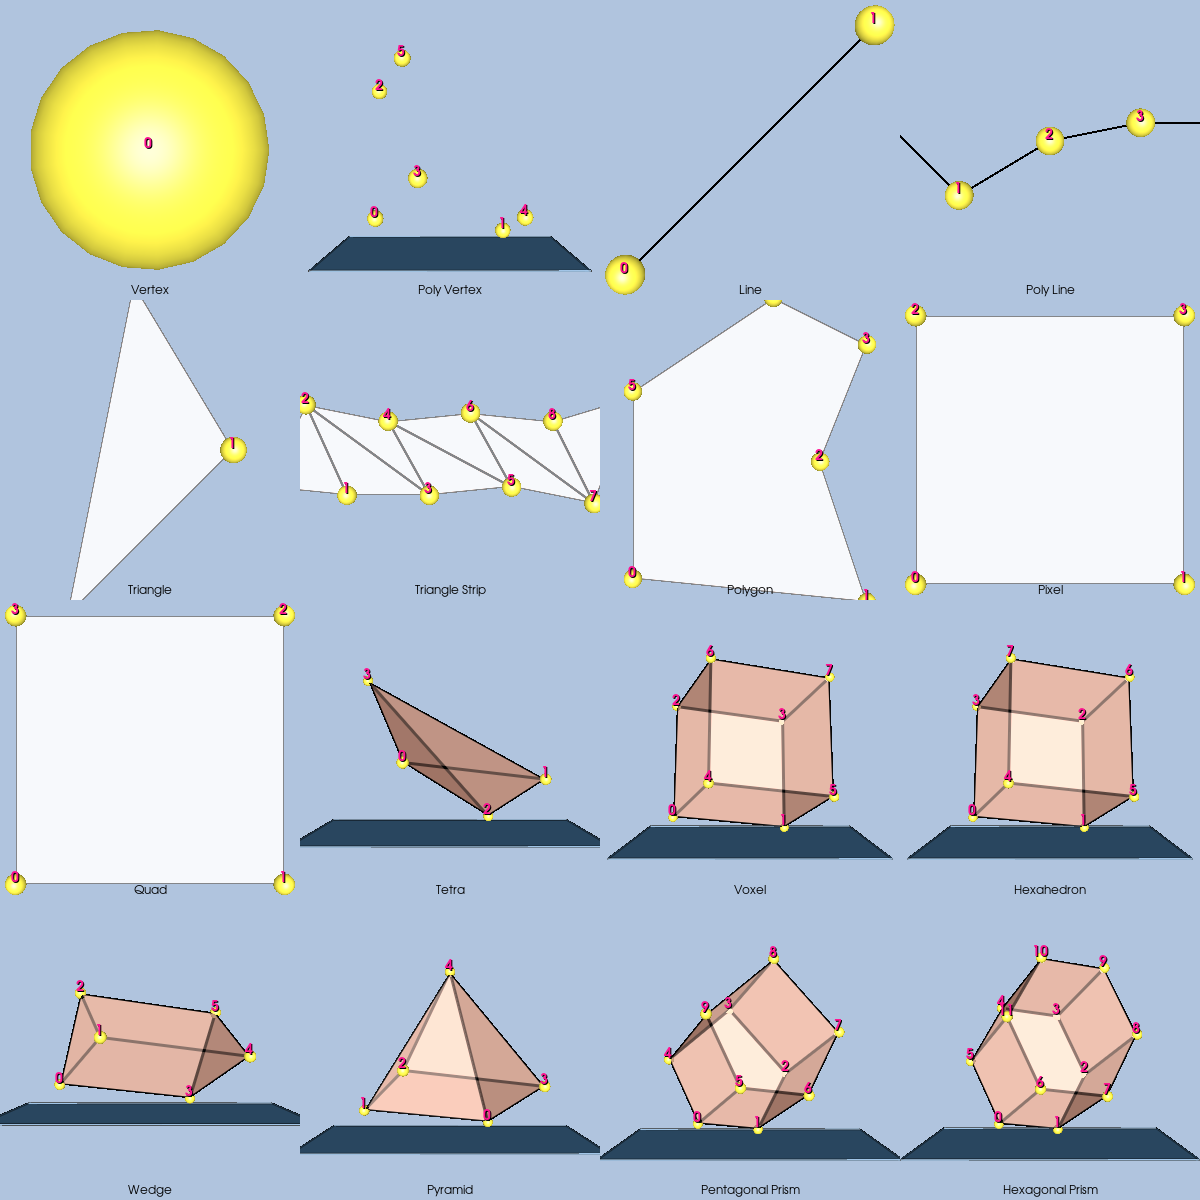

Write Python code to recreate this figure.
#!/usr/bin/env python

# Display sixteen linear cell types in a 4 × 4 grid of viewports, each
# with its own renderer.  Each cell shows vertex-ordering labels and gold
# sphere glyphs at the vertices.  Three-dimensional cells are rotated and
# sit on a translucent plinth.

# Factory overrides: importing these modules registers the OpenGL rendering,
# FreeType text rendering, and interaction style implementations.
import vtkmodules.vtkInteractionStyle  # noqa: F401
import vtkmodules.vtkRenderingFreeType  # noqa: F401
import vtkmodules.vtkRenderingOpenGL2  # noqa: F401
# VTK pipeline classes used in this example
from vtkmodules.vtkCommonCore import vtkPoints
from vtkmodules.vtkCommonDataModel import (
    vtkHexagonalPrism,
    vtkHexahedron,
    vtkLine,
    vtkPentagonalPrism,
    vtkPixel,
    vtkPolyLine,
    vtkPolyVertex,
    vtkPolygon,
    vtkPyramid,
    vtkQuad,
    vtkTetra,
    vtkTriangle,
    vtkTriangleStrip,
    vtkUnstructuredGrid,
    vtkVertex,
    vtkVoxel,
    vtkWedge,
)
from vtkmodules.vtkCommonTransforms import vtkTransform
from vtkmodules.vtkFiltersGeneral import vtkTransformFilter
from vtkmodules.vtkFiltersSources import (
    vtkCubeSource,
    vtkSphereSource,
)
from vtkmodules.vtkRenderingCore import (
    vtkActor,
    vtkActor2D,
    vtkDataSetMapper,
    vtkGlyph3DMapper,
    vtkPolyDataMapper,
    vtkProperty,
    vtkRenderWindow,
    vtkRenderWindowInteractor,
    vtkRenderer,
    vtkTextActor,
    vtkTextProperty,
)
from vtkmodules.vtkRenderingLabel import vtkLabeledDataMapper

# Colors (normalized RGB)
dark_salmon_rgb = (0.914, 0.588, 0.478)
seashell_rgb = (1.0, 0.961, 0.933)
gold_rgb = (1.0, 0.843, 0.0)
yellow_rgb = (1.0, 1.0, 0.0)
steel_blue_rgb = (0.275, 0.510, 0.706)
light_steel_blue_rgb = (0.690, 0.769, 0.871)
deep_pink_rgb = (1.0, 0.078, 0.576)
background_rgb = (0.690, 0.769, 0.871)

# Viewport grid: 4 columns × 4 rows
num_cols = 4
num_rows = 4

# Shared sphere source for vertex glyphs
sphere = vtkSphereSource()
sphere.SetPhiResolution(21)
sphere.SetThetaResolution(21)
sphere.SetRadius(0.04)

# ---------------------------------------------------------------------------
# Cell 0: Vertex (row 0, col 0) — 2D surface
# ---------------------------------------------------------------------------
vertex_points = vtkPoints()
vertex_points.InsertNextPoint(0, 0, 0)
vertex_cell = vtkVertex()
vertex_cell.GetPointIds().SetId(0, 0)
vertex_grid = vtkUnstructuredGrid()
vertex_grid.SetPoints(vertex_points)
vertex_grid.InsertNextCell(vertex_cell.GetCellType(), vertex_cell.GetPointIds())

# Center
vertex_bounds = vertex_grid.GetBounds()
vertex_pts = vertex_grid.GetPoints()
vertex_new_pts = vtkPoints()
vertex_new_pts.SetNumberOfPoints(vertex_pts.GetNumberOfPoints())
for i in range(vertex_pts.GetNumberOfPoints()):
    px, py, pz = vertex_pts.GetPoint(i)
    vertex_new_pts.SetPoint(i, px - (vertex_bounds[0] + vertex_bounds[1]) / 2.0,
                            py - (vertex_bounds[2] + vertex_bounds[3]) / 2.0,
                            pz - (vertex_bounds[4] + vertex_bounds[5]) / 2.0)
vertex_grid.SetPoints(vertex_new_pts)

vertex_surface_property = vtkProperty()
vertex_surface_property.SetAmbientColor(dark_salmon_rgb)
vertex_surface_property.SetDiffuseColor(seashell_rgb)
vertex_surface_property.SetSpecularColor(1.0, 1.0, 1.0)
vertex_surface_property.SetSpecular(0.5)
vertex_surface_property.SetDiffuse(0.7)
vertex_surface_property.SetAmbient(0.5)
vertex_surface_property.SetSpecularPower(20.0)
vertex_surface_property.SetOpacity(0.9)
vertex_surface_property.EdgeVisibilityOn()
vertex_surface_property.SetLineWidth(3)

vertex_mapper = vtkDataSetMapper()
vertex_mapper.SetInputData(vertex_grid)
vertex_actor = vtkActor()
vertex_actor.SetMapper(vertex_mapper)
vertex_actor.SetProperty(vertex_surface_property)

vertex_label_text_property = vtkTextProperty()
vertex_label_text_property.BoldOn()
vertex_label_text_property.ShadowOn()
vertex_label_text_property.SetJustificationToCentered()
vertex_label_text_property.SetColor(deep_pink_rgb)
vertex_label_text_property.SetFontSize(14)
vertex_label_mapper = vtkLabeledDataMapper()
vertex_label_mapper.SetInputData(vertex_grid)
vertex_label_mapper.SetLabelTextProperty(vertex_label_text_property)
vertex_label_actor = vtkActor2D()
vertex_label_actor.SetMapper(vertex_label_mapper)

vertex_glyph_property = vtkProperty()
vertex_glyph_property.SetAmbientColor(gold_rgb)
vertex_glyph_property.SetDiffuseColor(yellow_rgb)
vertex_glyph_property.SetSpecularColor(1.0, 1.0, 1.0)
vertex_glyph_property.SetSpecular(0.5)
vertex_glyph_property.SetDiffuse(0.7)
vertex_glyph_property.SetAmbient(0.5)
vertex_glyph_property.SetSpecularPower(20.0)
vertex_glyph_property.SetOpacity(1.0)
vertex_glyph_mapper = vtkGlyph3DMapper()
vertex_glyph_mapper.SetInputData(vertex_grid)
vertex_glyph_mapper.SetSourceConnection(sphere.GetOutputPort())
vertex_glyph_mapper.ScalingOn()
vertex_glyph_mapper.ScalarVisibilityOff()
vertex_glyph_actor = vtkActor()
vertex_glyph_actor.SetMapper(vertex_glyph_mapper)
vertex_glyph_actor.SetProperty(vertex_glyph_property)

vertex_text_actor = vtkTextActor()
vertex_text_actor.SetInput("Vertex")
vertex_text_actor.GetTextProperty().SetFontSize(12)
vertex_text_actor.GetTextProperty().SetColor(0.0, 0.0, 0.0)
vertex_text_actor.GetTextProperty().SetJustificationToCentered()
vertex_text_actor.GetPositionCoordinate().SetCoordinateSystemToNormalizedViewport()
vertex_text_actor.SetPosition(0.5, 0.01)

vertex_renderer = vtkRenderer()
vertex_renderer.AddActor(vertex_actor)
vertex_renderer.AddActor(vertex_label_actor)
vertex_renderer.AddActor(vertex_glyph_actor)
vertex_renderer.AddViewProp(vertex_text_actor)
vertex_renderer.SetBackground(background_rgb)
vertex_renderer.SetViewport(0 / num_cols, 3 / num_rows, 1 / num_cols, 4 / num_rows)

# ---------------------------------------------------------------------------
# Cell 1: Poly Vertex (row 0, col 1) — 3D surface
# ---------------------------------------------------------------------------
sf_pv = 1.5
poly_vertex_points = vtkPoints()
poly_vertex_points.InsertNextPoint(0 / sf_pv, 0 / sf_pv, 0 / sf_pv)
poly_vertex_points.InsertNextPoint(1 / sf_pv, 0 / sf_pv, 0 / sf_pv)
poly_vertex_points.InsertNextPoint(0 / sf_pv, 1 / sf_pv, 0 / sf_pv)
poly_vertex_points.InsertNextPoint(0 / sf_pv, 0 / sf_pv, 1 / sf_pv)
poly_vertex_points.InsertNextPoint(1 / sf_pv, 0 / sf_pv, 0.4 / sf_pv)
poly_vertex_points.InsertNextPoint(0 / sf_pv, 1 / sf_pv, 0.6 / sf_pv)
poly_vertex_cell = vtkPolyVertex()
poly_vertex_cell.GetPointIds().SetNumberOfIds(6)
for i in range(6):
    poly_vertex_cell.GetPointIds().SetId(i, i)
poly_vertex_grid = vtkUnstructuredGrid()
poly_vertex_grid.SetPoints(poly_vertex_points)
poly_vertex_grid.InsertNextCell(poly_vertex_cell.GetCellType(), poly_vertex_cell.GetPointIds())

# 3D rotation
poly_vertex_rot = vtkTransform()
poly_vertex_rot.RotateX(-20)
poly_vertex_rot.RotateY(20)
poly_vertex_rtf = vtkTransformFilter()
poly_vertex_rtf.SetTransform(poly_vertex_rot)
poly_vertex_rtf.SetInputData(poly_vertex_grid)
poly_vertex_rtf.Update()
poly_vertex_grid.SetPoints(poly_vertex_rtf.GetOutput().GetPoints())

# Center
poly_vertex_bounds = poly_vertex_grid.GetBounds()
poly_vertex_pts = poly_vertex_grid.GetPoints()
poly_vertex_new_pts = vtkPoints()
poly_vertex_new_pts.SetNumberOfPoints(poly_vertex_pts.GetNumberOfPoints())
for i in range(poly_vertex_pts.GetNumberOfPoints()):
    px, py, pz = poly_vertex_pts.GetPoint(i)
    poly_vertex_new_pts.SetPoint(i, px - (poly_vertex_bounds[0] + poly_vertex_bounds[1]) / 2.0,
                                 py - (poly_vertex_bounds[2] + poly_vertex_bounds[3]) / 2.0,
                                 pz - (poly_vertex_bounds[4] + poly_vertex_bounds[5]) / 2.0)
poly_vertex_grid.SetPoints(poly_vertex_new_pts)

poly_vertex_surface_property = vtkProperty()
poly_vertex_surface_property.SetAmbientColor(dark_salmon_rgb)
poly_vertex_surface_property.SetDiffuseColor(seashell_rgb)
poly_vertex_surface_property.SetSpecularColor(1.0, 1.0, 1.0)
poly_vertex_surface_property.SetSpecular(0.5)
poly_vertex_surface_property.SetDiffuse(0.7)
poly_vertex_surface_property.SetAmbient(0.5)
poly_vertex_surface_property.SetSpecularPower(20.0)
poly_vertex_surface_property.SetOpacity(0.9)
poly_vertex_surface_property.EdgeVisibilityOn()
poly_vertex_surface_property.SetLineWidth(3)

poly_vertex_mapper = vtkDataSetMapper()
poly_vertex_mapper.SetInputData(poly_vertex_grid)
poly_vertex_actor = vtkActor()
poly_vertex_actor.SetMapper(poly_vertex_mapper)
poly_vertex_actor.SetProperty(poly_vertex_surface_property)

poly_vertex_label_text_property = vtkTextProperty()
poly_vertex_label_text_property.BoldOn()
poly_vertex_label_text_property.ShadowOn()
poly_vertex_label_text_property.SetJustificationToCentered()
poly_vertex_label_text_property.SetColor(deep_pink_rgb)
poly_vertex_label_text_property.SetFontSize(14)
poly_vertex_label_mapper = vtkLabeledDataMapper()
poly_vertex_label_mapper.SetInputData(poly_vertex_grid)
poly_vertex_label_mapper.SetLabelTextProperty(poly_vertex_label_text_property)
poly_vertex_label_actor = vtkActor2D()
poly_vertex_label_actor.SetMapper(poly_vertex_label_mapper)

poly_vertex_glyph_property = vtkProperty()
poly_vertex_glyph_property.SetAmbientColor(gold_rgb)
poly_vertex_glyph_property.SetDiffuseColor(yellow_rgb)
poly_vertex_glyph_property.SetSpecularColor(1.0, 1.0, 1.0)
poly_vertex_glyph_property.SetSpecular(0.5)
poly_vertex_glyph_property.SetDiffuse(0.7)
poly_vertex_glyph_property.SetAmbient(0.5)
poly_vertex_glyph_property.SetSpecularPower(20.0)
poly_vertex_glyph_property.SetOpacity(1.0)
poly_vertex_glyph_mapper = vtkGlyph3DMapper()
poly_vertex_glyph_mapper.SetInputData(poly_vertex_grid)
poly_vertex_glyph_mapper.SetSourceConnection(sphere.GetOutputPort())
poly_vertex_glyph_mapper.ScalingOn()
poly_vertex_glyph_mapper.ScalarVisibilityOff()
poly_vertex_glyph_actor = vtkActor()
poly_vertex_glyph_actor.SetMapper(poly_vertex_glyph_mapper)
poly_vertex_glyph_actor.SetProperty(poly_vertex_glyph_property)

# Plinth for poly vertex (3D cell)
poly_vertex_nb = poly_vertex_grid.GetBounds()
poly_vertex_nd = (poly_vertex_nb[1] - poly_vertex_nb[0], poly_vertex_nb[3] - poly_vertex_nb[2], poly_vertex_nb[5] - poly_vertex_nb[4])
poly_vertex_thick = poly_vertex_nd[2] * 0.01
poly_vertex_plinth_source = vtkCubeSource()
poly_vertex_plinth_source.SetCenter((poly_vertex_nb[1] + poly_vertex_nb[0]) / 2.0,
                                    poly_vertex_nb[2] - poly_vertex_thick / 2.0 - 0.05,
                                    (poly_vertex_nb[5] + poly_vertex_nb[4]) / 2.0)
poly_vertex_plinth_source.SetXLength(poly_vertex_nd[0] + poly_vertex_nd[0] * 0.5)
poly_vertex_plinth_source.SetYLength(poly_vertex_thick)
poly_vertex_plinth_source.SetZLength(poly_vertex_nd[2] + poly_vertex_nd[2] * 0.5)
poly_vertex_plinth_property = vtkProperty()
poly_vertex_plinth_property.SetAmbientColor(steel_blue_rgb)
poly_vertex_plinth_property.SetDiffuseColor(light_steel_blue_rgb)
poly_vertex_plinth_property.SetSpecularColor(1.0, 1.0, 1.0)
poly_vertex_plinth_property.SetSpecular(0.5)
poly_vertex_plinth_property.SetDiffuse(0.7)
poly_vertex_plinth_property.SetAmbient(0.5)
poly_vertex_plinth_property.SetSpecularPower(20.0)
poly_vertex_plinth_property.SetOpacity(0.8)
poly_vertex_plinth_property.EdgeVisibilityOn()
poly_vertex_plinth_property.SetLineWidth(1)
poly_vertex_plinth_mapper = vtkPolyDataMapper()
poly_vertex_plinth_mapper.SetInputConnection(poly_vertex_plinth_source.GetOutputPort())
poly_vertex_plinth_actor = vtkActor()
poly_vertex_plinth_actor.SetMapper(poly_vertex_plinth_mapper)
poly_vertex_plinth_actor.SetProperty(poly_vertex_plinth_property)

poly_vertex_text_actor = vtkTextActor()
poly_vertex_text_actor.SetInput("Poly Vertex")
poly_vertex_text_actor.GetTextProperty().SetFontSize(12)
poly_vertex_text_actor.GetTextProperty().SetColor(0.0, 0.0, 0.0)
poly_vertex_text_actor.GetTextProperty().SetJustificationToCentered()
poly_vertex_text_actor.GetPositionCoordinate().SetCoordinateSystemToNormalizedViewport()
poly_vertex_text_actor.SetPosition(0.5, 0.01)

poly_vertex_renderer = vtkRenderer()
poly_vertex_renderer.AddActor(poly_vertex_actor)
poly_vertex_renderer.AddActor(poly_vertex_label_actor)
poly_vertex_renderer.AddActor(poly_vertex_glyph_actor)
poly_vertex_renderer.AddActor(poly_vertex_plinth_actor)
poly_vertex_renderer.AddViewProp(poly_vertex_text_actor)
poly_vertex_renderer.SetBackground(background_rgb)
poly_vertex_renderer.SetViewport(1 / num_cols, 3 / num_rows, 2 / num_cols, 4 / num_rows)

# ---------------------------------------------------------------------------
# Cell 2: Line (row 0, col 2) — 2D wireframe
# ---------------------------------------------------------------------------
line_cell_points = vtkPoints()
line_cell_points.InsertNextPoint(0, 0, 0)
line_cell_points.InsertNextPoint(0.5, 0.5, 0)
line_cell_cell = vtkLine()
line_cell_cell.GetPointIds().SetId(0, 0)
line_cell_cell.GetPointIds().SetId(1, 1)
line_cell_grid = vtkUnstructuredGrid()
line_cell_grid.SetPoints(line_cell_points)
line_cell_grid.InsertNextCell(line_cell_cell.GetCellType(), line_cell_cell.GetPointIds())

# Center
line_cell_bounds = line_cell_grid.GetBounds()
line_cell_pts = line_cell_grid.GetPoints()
line_cell_new_pts = vtkPoints()
line_cell_new_pts.SetNumberOfPoints(line_cell_pts.GetNumberOfPoints())
for i in range(line_cell_pts.GetNumberOfPoints()):
    px, py, pz = line_cell_pts.GetPoint(i)
    line_cell_new_pts.SetPoint(i, px - (line_cell_bounds[0] + line_cell_bounds[1]) / 2.0,
                               py - (line_cell_bounds[2] + line_cell_bounds[3]) / 2.0,
                               pz - (line_cell_bounds[4] + line_cell_bounds[5]) / 2.0)
line_cell_grid.SetPoints(line_cell_new_pts)

line_cell_wireframe_property = vtkProperty()
line_cell_wireframe_property.SetRepresentationToWireframe()
line_cell_wireframe_property.SetLineWidth(2)
line_cell_wireframe_property.SetOpacity(1)
line_cell_wireframe_property.SetColor(0.0, 0.0, 0.0)

line_cell_mapper = vtkDataSetMapper()
line_cell_mapper.SetInputData(line_cell_grid)
line_cell_actor = vtkActor()
line_cell_actor.SetMapper(line_cell_mapper)
line_cell_actor.SetProperty(line_cell_wireframe_property)

line_cell_label_text_property = vtkTextProperty()
line_cell_label_text_property.BoldOn()
line_cell_label_text_property.ShadowOn()
line_cell_label_text_property.SetJustificationToCentered()
line_cell_label_text_property.SetColor(deep_pink_rgb)
line_cell_label_text_property.SetFontSize(14)
line_cell_label_mapper = vtkLabeledDataMapper()
line_cell_label_mapper.SetInputData(line_cell_grid)
line_cell_label_mapper.SetLabelTextProperty(line_cell_label_text_property)
line_cell_label_actor = vtkActor2D()
line_cell_label_actor.SetMapper(line_cell_label_mapper)

line_cell_glyph_property = vtkProperty()
line_cell_glyph_property.SetAmbientColor(gold_rgb)
line_cell_glyph_property.SetDiffuseColor(yellow_rgb)
line_cell_glyph_property.SetSpecularColor(1.0, 1.0, 1.0)
line_cell_glyph_property.SetSpecular(0.5)
line_cell_glyph_property.SetDiffuse(0.7)
line_cell_glyph_property.SetAmbient(0.5)
line_cell_glyph_property.SetSpecularPower(20.0)
line_cell_glyph_property.SetOpacity(1.0)
line_cell_glyph_mapper = vtkGlyph3DMapper()
line_cell_glyph_mapper.SetInputData(line_cell_grid)
line_cell_glyph_mapper.SetSourceConnection(sphere.GetOutputPort())
line_cell_glyph_mapper.ScalingOn()
line_cell_glyph_mapper.ScalarVisibilityOff()
line_cell_glyph_actor = vtkActor()
line_cell_glyph_actor.SetMapper(line_cell_glyph_mapper)
line_cell_glyph_actor.SetProperty(line_cell_glyph_property)

line_cell_text_actor = vtkTextActor()
line_cell_text_actor.SetInput("Line")
line_cell_text_actor.GetTextProperty().SetFontSize(12)
line_cell_text_actor.GetTextProperty().SetColor(0.0, 0.0, 0.0)
line_cell_text_actor.GetTextProperty().SetJustificationToCentered()
line_cell_text_actor.GetPositionCoordinate().SetCoordinateSystemToNormalizedViewport()
line_cell_text_actor.SetPosition(0.5, 0.01)

line_cell_renderer = vtkRenderer()
line_cell_renderer.AddActor(line_cell_actor)
line_cell_renderer.AddActor(line_cell_label_actor)
line_cell_renderer.AddActor(line_cell_glyph_actor)
line_cell_renderer.AddViewProp(line_cell_text_actor)
line_cell_renderer.SetBackground(background_rgb)
line_cell_renderer.SetViewport(2 / num_cols, 3 / num_rows, 3 / num_cols, 4 / num_rows)

# ---------------------------------------------------------------------------
# Cell 3: Poly Line (row 0, col 3) — 2D wireframe
# ---------------------------------------------------------------------------
sf_pl = 2.0
poly_line_points = vtkPoints()
poly_line_points.InsertNextPoint(0 / sf_pl, 0.5 / sf_pl, 0)
poly_line_points.InsertNextPoint(0.5 / sf_pl, 0 / sf_pl, 0)
poly_line_points.InsertNextPoint(1 / sf_pl, 0.3 / sf_pl, 0)
poly_line_points.InsertNextPoint(1.5 / sf_pl, 0.4 / sf_pl, 0)
poly_line_points.InsertNextPoint(2.0 / sf_pl, 0.4 / sf_pl, 0)
poly_line_cell = vtkPolyLine()
poly_line_cell.GetPointIds().SetNumberOfIds(5)
for i in range(5):
    poly_line_cell.GetPointIds().SetId(i, i)
poly_line_grid = vtkUnstructuredGrid()
poly_line_grid.SetPoints(poly_line_points)
poly_line_grid.InsertNextCell(poly_line_cell.GetCellType(), poly_line_cell.GetPointIds())

# Center
poly_line_bounds = poly_line_grid.GetBounds()
poly_line_pts = poly_line_grid.GetPoints()
poly_line_new_pts = vtkPoints()
poly_line_new_pts.SetNumberOfPoints(poly_line_pts.GetNumberOfPoints())
for i in range(poly_line_pts.GetNumberOfPoints()):
    px, py, pz = poly_line_pts.GetPoint(i)
    poly_line_new_pts.SetPoint(i, px - (poly_line_bounds[0] + poly_line_bounds[1]) / 2.0,
                               py - (poly_line_bounds[2] + poly_line_bounds[3]) / 2.0,
                               pz - (poly_line_bounds[4] + poly_line_bounds[5]) / 2.0)
poly_line_grid.SetPoints(poly_line_new_pts)

poly_line_wireframe_property = vtkProperty()
poly_line_wireframe_property.SetRepresentationToWireframe()
poly_line_wireframe_property.SetLineWidth(2)
poly_line_wireframe_property.SetOpacity(1)
poly_line_wireframe_property.SetColor(0.0, 0.0, 0.0)

poly_line_mapper = vtkDataSetMapper()
poly_line_mapper.SetInputData(poly_line_grid)
poly_line_actor = vtkActor()
poly_line_actor.SetMapper(poly_line_mapper)
poly_line_actor.SetProperty(poly_line_wireframe_property)

poly_line_label_text_property = vtkTextProperty()
poly_line_label_text_property.BoldOn()
poly_line_label_text_property.ShadowOn()
poly_line_label_text_property.SetJustificationToCentered()
poly_line_label_text_property.SetColor(deep_pink_rgb)
poly_line_label_text_property.SetFontSize(14)
poly_line_label_mapper = vtkLabeledDataMapper()
poly_line_label_mapper.SetInputData(poly_line_grid)
poly_line_label_mapper.SetLabelTextProperty(poly_line_label_text_property)
poly_line_label_actor = vtkActor2D()
poly_line_label_actor.SetMapper(poly_line_label_mapper)

poly_line_glyph_property = vtkProperty()
poly_line_glyph_property.SetAmbientColor(gold_rgb)
poly_line_glyph_property.SetDiffuseColor(yellow_rgb)
poly_line_glyph_property.SetSpecularColor(1.0, 1.0, 1.0)
poly_line_glyph_property.SetSpecular(0.5)
poly_line_glyph_property.SetDiffuse(0.7)
poly_line_glyph_property.SetAmbient(0.5)
poly_line_glyph_property.SetSpecularPower(20.0)
poly_line_glyph_property.SetOpacity(1.0)
poly_line_glyph_mapper = vtkGlyph3DMapper()
poly_line_glyph_mapper.SetInputData(poly_line_grid)
poly_line_glyph_mapper.SetSourceConnection(sphere.GetOutputPort())
poly_line_glyph_mapper.ScalingOn()
poly_line_glyph_mapper.ScalarVisibilityOff()
poly_line_glyph_actor = vtkActor()
poly_line_glyph_actor.SetMapper(poly_line_glyph_mapper)
poly_line_glyph_actor.SetProperty(poly_line_glyph_property)

poly_line_text_actor = vtkTextActor()
poly_line_text_actor.SetInput("Poly Line")
poly_line_text_actor.GetTextProperty().SetFontSize(12)
poly_line_text_actor.GetTextProperty().SetColor(0.0, 0.0, 0.0)
poly_line_text_actor.GetTextProperty().SetJustificationToCentered()
poly_line_text_actor.GetPositionCoordinate().SetCoordinateSystemToNormalizedViewport()
poly_line_text_actor.SetPosition(0.5, 0.01)

poly_line_renderer = vtkRenderer()
poly_line_renderer.AddActor(poly_line_actor)
poly_line_renderer.AddActor(poly_line_label_actor)
poly_line_renderer.AddActor(poly_line_glyph_actor)
poly_line_renderer.AddViewProp(poly_line_text_actor)
poly_line_renderer.SetBackground(background_rgb)
poly_line_renderer.SetViewport(3 / num_cols, 3 / num_rows, 4 / num_cols, 4 / num_rows)

# ---------------------------------------------------------------------------
# Cell 4: Triangle (row 1, col 0) — 2D surface
# ---------------------------------------------------------------------------
triangle_points = vtkPoints()
triangle_points.InsertNextPoint(0, 0, 0)
triangle_points.InsertNextPoint(0.5, 0.5, 0)
triangle_points.InsertNextPoint(0.2, 1, 0)
triangle_cell = vtkTriangle()
for i in range(3):
    triangle_cell.GetPointIds().SetId(i, i)
triangle_grid = vtkUnstructuredGrid()
triangle_grid.SetPoints(triangle_points)
triangle_grid.InsertNextCell(triangle_cell.GetCellType(), triangle_cell.GetPointIds())

# Center
triangle_bounds = triangle_grid.GetBounds()
triangle_pts = triangle_grid.GetPoints()
triangle_new_pts = vtkPoints()
triangle_new_pts.SetNumberOfPoints(triangle_pts.GetNumberOfPoints())
for i in range(triangle_pts.GetNumberOfPoints()):
    px, py, pz = triangle_pts.GetPoint(i)
    triangle_new_pts.SetPoint(i, px - (triangle_bounds[0] + triangle_bounds[1]) / 2.0,
                              py - (triangle_bounds[2] + triangle_bounds[3]) / 2.0,
                              pz - (triangle_bounds[4] + triangle_bounds[5]) / 2.0)
triangle_grid.SetPoints(triangle_new_pts)

triangle_surface_property = vtkProperty()
triangle_surface_property.SetAmbientColor(dark_salmon_rgb)
triangle_surface_property.SetDiffuseColor(seashell_rgb)
triangle_surface_property.SetSpecularColor(1.0, 1.0, 1.0)
triangle_surface_property.SetSpecular(0.5)
triangle_surface_property.SetDiffuse(0.7)
triangle_surface_property.SetAmbient(0.5)
triangle_surface_property.SetSpecularPower(20.0)
triangle_surface_property.SetOpacity(0.9)
triangle_surface_property.EdgeVisibilityOn()
triangle_surface_property.SetLineWidth(3)

triangle_mapper = vtkDataSetMapper()
triangle_mapper.SetInputData(triangle_grid)
triangle_actor = vtkActor()
triangle_actor.SetMapper(triangle_mapper)
triangle_actor.SetProperty(triangle_surface_property)

triangle_label_text_property = vtkTextProperty()
triangle_label_text_property.BoldOn()
triangle_label_text_property.ShadowOn()
triangle_label_text_property.SetJustificationToCentered()
triangle_label_text_property.SetColor(deep_pink_rgb)
triangle_label_text_property.SetFontSize(14)
triangle_label_mapper = vtkLabeledDataMapper()
triangle_label_mapper.SetInputData(triangle_grid)
triangle_label_mapper.SetLabelTextProperty(triangle_label_text_property)
triangle_label_actor = vtkActor2D()
triangle_label_actor.SetMapper(triangle_label_mapper)

triangle_glyph_property = vtkProperty()
triangle_glyph_property.SetAmbientColor(gold_rgb)
triangle_glyph_property.SetDiffuseColor(yellow_rgb)
triangle_glyph_property.SetSpecularColor(1.0, 1.0, 1.0)
triangle_glyph_property.SetSpecular(0.5)
triangle_glyph_property.SetDiffuse(0.7)
triangle_glyph_property.SetAmbient(0.5)
triangle_glyph_property.SetSpecularPower(20.0)
triangle_glyph_property.SetOpacity(1.0)
triangle_glyph_mapper = vtkGlyph3DMapper()
triangle_glyph_mapper.SetInputData(triangle_grid)
triangle_glyph_mapper.SetSourceConnection(sphere.GetOutputPort())
triangle_glyph_mapper.ScalingOn()
triangle_glyph_mapper.ScalarVisibilityOff()
triangle_glyph_actor = vtkActor()
triangle_glyph_actor.SetMapper(triangle_glyph_mapper)
triangle_glyph_actor.SetProperty(triangle_glyph_property)

triangle_text_actor = vtkTextActor()
triangle_text_actor.SetInput("Triangle")
triangle_text_actor.GetTextProperty().SetFontSize(12)
triangle_text_actor.GetTextProperty().SetColor(0.0, 0.0, 0.0)
triangle_text_actor.GetTextProperty().SetJustificationToCentered()
triangle_text_actor.GetPositionCoordinate().SetCoordinateSystemToNormalizedViewport()
triangle_text_actor.SetPosition(0.5, 0.01)

triangle_renderer = vtkRenderer()
triangle_renderer.AddActor(triangle_actor)
triangle_renderer.AddActor(triangle_label_actor)
triangle_renderer.AddActor(triangle_glyph_actor)
triangle_renderer.AddViewProp(triangle_text_actor)
triangle_renderer.SetBackground(background_rgb)
triangle_renderer.SetViewport(0 / num_cols, 2 / num_rows, 1 / num_cols, 3 / num_rows)

# ---------------------------------------------------------------------------
# Cell 5: Triangle Strip (row 1, col 1) — 2D surface
# ---------------------------------------------------------------------------
sf_ts = 3.0
triangle_strip_points = vtkPoints()
triangle_strip_points.InsertNextPoint(0 / sf_ts, 0 / sf_ts, 0)
triangle_strip_points.InsertNextPoint(1 / sf_ts, -0.1 / sf_ts, 0)
triangle_strip_points.InsertNextPoint(0.5 / sf_ts, 1 / sf_ts, 0)
triangle_strip_points.InsertNextPoint(2.0 / sf_ts, -0.1 / sf_ts, 0)
triangle_strip_points.InsertNextPoint(1.5 / sf_ts, 0.8 / sf_ts, 0)
triangle_strip_points.InsertNextPoint(3.0 / sf_ts, 0 / sf_ts, 0)
triangle_strip_points.InsertNextPoint(2.5 / sf_ts, 0.9 / sf_ts, 0)
triangle_strip_points.InsertNextPoint(4.0 / sf_ts, -0.2 / sf_ts, 0)
triangle_strip_points.InsertNextPoint(3.5 / sf_ts, 0.8 / sf_ts, 0)
triangle_strip_points.InsertNextPoint(4.5 / sf_ts, 1.1 / sf_ts, 0)
triangle_strip_cell = vtkTriangleStrip()
triangle_strip_cell.GetPointIds().SetNumberOfIds(10)
for i in range(10):
    triangle_strip_cell.GetPointIds().SetId(i, i)
triangle_strip_grid = vtkUnstructuredGrid()
triangle_strip_grid.SetPoints(triangle_strip_points)
triangle_strip_grid.InsertNextCell(triangle_strip_cell.GetCellType(), triangle_strip_cell.GetPointIds())

# Center
triangle_strip_bounds = triangle_strip_grid.GetBounds()
triangle_strip_pts = triangle_strip_grid.GetPoints()
triangle_strip_new_pts = vtkPoints()
triangle_strip_new_pts.SetNumberOfPoints(triangle_strip_pts.GetNumberOfPoints())
for i in range(triangle_strip_pts.GetNumberOfPoints()):
    px, py, pz = triangle_strip_pts.GetPoint(i)
    triangle_strip_new_pts.SetPoint(i, px - (triangle_strip_bounds[0] + triangle_strip_bounds[1]) / 2.0,
                                    py - (triangle_strip_bounds[2] + triangle_strip_bounds[3]) / 2.0,
                                    pz - (triangle_strip_bounds[4] + triangle_strip_bounds[5]) / 2.0)
triangle_strip_grid.SetPoints(triangle_strip_new_pts)

triangle_strip_surface_property = vtkProperty()
triangle_strip_surface_property.SetAmbientColor(dark_salmon_rgb)
triangle_strip_surface_property.SetDiffuseColor(seashell_rgb)
triangle_strip_surface_property.SetSpecularColor(1.0, 1.0, 1.0)
triangle_strip_surface_property.SetSpecular(0.5)
triangle_strip_surface_property.SetDiffuse(0.7)
triangle_strip_surface_property.SetAmbient(0.5)
triangle_strip_surface_property.SetSpecularPower(20.0)
triangle_strip_surface_property.SetOpacity(0.9)
triangle_strip_surface_property.EdgeVisibilityOn()
triangle_strip_surface_property.SetLineWidth(3)

triangle_strip_mapper = vtkDataSetMapper()
triangle_strip_mapper.SetInputData(triangle_strip_grid)
triangle_strip_actor = vtkActor()
triangle_strip_actor.SetMapper(triangle_strip_mapper)
triangle_strip_actor.SetProperty(triangle_strip_surface_property)

triangle_strip_label_text_property = vtkTextProperty()
triangle_strip_label_text_property.BoldOn()
triangle_strip_label_text_property.ShadowOn()
triangle_strip_label_text_property.SetJustificationToCentered()
triangle_strip_label_text_property.SetColor(deep_pink_rgb)
triangle_strip_label_text_property.SetFontSize(14)
triangle_strip_label_mapper = vtkLabeledDataMapper()
triangle_strip_label_mapper.SetInputData(triangle_strip_grid)
triangle_strip_label_mapper.SetLabelTextProperty(triangle_strip_label_text_property)
triangle_strip_label_actor = vtkActor2D()
triangle_strip_label_actor.SetMapper(triangle_strip_label_mapper)

triangle_strip_glyph_property = vtkProperty()
triangle_strip_glyph_property.SetAmbientColor(gold_rgb)
triangle_strip_glyph_property.SetDiffuseColor(yellow_rgb)
triangle_strip_glyph_property.SetSpecularColor(1.0, 1.0, 1.0)
triangle_strip_glyph_property.SetSpecular(0.5)
triangle_strip_glyph_property.SetDiffuse(0.7)
triangle_strip_glyph_property.SetAmbient(0.5)
triangle_strip_glyph_property.SetSpecularPower(20.0)
triangle_strip_glyph_property.SetOpacity(1.0)
triangle_strip_glyph_mapper = vtkGlyph3DMapper()
triangle_strip_glyph_mapper.SetInputData(triangle_strip_grid)
triangle_strip_glyph_mapper.SetSourceConnection(sphere.GetOutputPort())
triangle_strip_glyph_mapper.ScalingOn()
triangle_strip_glyph_mapper.ScalarVisibilityOff()
triangle_strip_glyph_actor = vtkActor()
triangle_strip_glyph_actor.SetMapper(triangle_strip_glyph_mapper)
triangle_strip_glyph_actor.SetProperty(triangle_strip_glyph_property)

triangle_strip_text_actor = vtkTextActor()
triangle_strip_text_actor.SetInput("Triangle Strip")
triangle_strip_text_actor.GetTextProperty().SetFontSize(12)
triangle_strip_text_actor.GetTextProperty().SetColor(0.0, 0.0, 0.0)
triangle_strip_text_actor.GetTextProperty().SetJustificationToCentered()
triangle_strip_text_actor.GetPositionCoordinate().SetCoordinateSystemToNormalizedViewport()
triangle_strip_text_actor.SetPosition(0.5, 0.01)

triangle_strip_renderer = vtkRenderer()
triangle_strip_renderer.AddActor(triangle_strip_actor)
triangle_strip_renderer.AddActor(triangle_strip_label_actor)
triangle_strip_renderer.AddActor(triangle_strip_glyph_actor)
triangle_strip_renderer.AddViewProp(triangle_strip_text_actor)
triangle_strip_renderer.SetBackground(background_rgb)
triangle_strip_renderer.SetViewport(1 / num_cols, 2 / num_rows, 2 / num_cols, 3 / num_rows)

# ---------------------------------------------------------------------------
# Cell 6: Polygon (row 1, col 2) — 2D surface
# ---------------------------------------------------------------------------
polygon_points = vtkPoints()
polygon_points.InsertNextPoint(0, 0, 0)
polygon_points.InsertNextPoint(1, -0.1, 0)
polygon_points.InsertNextPoint(0.8, 0.5, 0)
polygon_points.InsertNextPoint(1, 1, 0)
polygon_points.InsertNextPoint(0.6, 1.2, 0)
polygon_points.InsertNextPoint(0, 0.8, 0)
polygon_cell = vtkPolygon()
polygon_cell.GetPointIds().SetNumberOfIds(6)
for i in range(6):
    polygon_cell.GetPointIds().SetId(i, i)
polygon_grid = vtkUnstructuredGrid()
polygon_grid.SetPoints(polygon_points)
polygon_grid.InsertNextCell(polygon_cell.GetCellType(), polygon_cell.GetPointIds())

# Center
polygon_bounds = polygon_grid.GetBounds()
polygon_pts = polygon_grid.GetPoints()
polygon_new_pts = vtkPoints()
polygon_new_pts.SetNumberOfPoints(polygon_pts.GetNumberOfPoints())
for i in range(polygon_pts.GetNumberOfPoints()):
    px, py, pz = polygon_pts.GetPoint(i)
    polygon_new_pts.SetPoint(i, px - (polygon_bounds[0] + polygon_bounds[1]) / 2.0,
                             py - (polygon_bounds[2] + polygon_bounds[3]) / 2.0,
                             pz - (polygon_bounds[4] + polygon_bounds[5]) / 2.0)
polygon_grid.SetPoints(polygon_new_pts)

polygon_surface_property = vtkProperty()
polygon_surface_property.SetAmbientColor(dark_salmon_rgb)
polygon_surface_property.SetDiffuseColor(seashell_rgb)
polygon_surface_property.SetSpecularColor(1.0, 1.0, 1.0)
polygon_surface_property.SetSpecular(0.5)
polygon_surface_property.SetDiffuse(0.7)
polygon_surface_property.SetAmbient(0.5)
polygon_surface_property.SetSpecularPower(20.0)
polygon_surface_property.SetOpacity(0.9)
polygon_surface_property.EdgeVisibilityOn()
polygon_surface_property.SetLineWidth(3)

polygon_mapper = vtkDataSetMapper()
polygon_mapper.SetInputData(polygon_grid)
polygon_actor = vtkActor()
polygon_actor.SetMapper(polygon_mapper)
polygon_actor.SetProperty(polygon_surface_property)

polygon_label_text_property = vtkTextProperty()
polygon_label_text_property.BoldOn()
polygon_label_text_property.ShadowOn()
polygon_label_text_property.SetJustificationToCentered()
polygon_label_text_property.SetColor(deep_pink_rgb)
polygon_label_text_property.SetFontSize(14)
polygon_label_mapper = vtkLabeledDataMapper()
polygon_label_mapper.SetInputData(polygon_grid)
polygon_label_mapper.SetLabelTextProperty(polygon_label_text_property)
polygon_label_actor = vtkActor2D()
polygon_label_actor.SetMapper(polygon_label_mapper)

polygon_glyph_property = vtkProperty()
polygon_glyph_property.SetAmbientColor(gold_rgb)
polygon_glyph_property.SetDiffuseColor(yellow_rgb)
polygon_glyph_property.SetSpecularColor(1.0, 1.0, 1.0)
polygon_glyph_property.SetSpecular(0.5)
polygon_glyph_property.SetDiffuse(0.7)
polygon_glyph_property.SetAmbient(0.5)
polygon_glyph_property.SetSpecularPower(20.0)
polygon_glyph_property.SetOpacity(1.0)
polygon_glyph_mapper = vtkGlyph3DMapper()
polygon_glyph_mapper.SetInputData(polygon_grid)
polygon_glyph_mapper.SetSourceConnection(sphere.GetOutputPort())
polygon_glyph_mapper.ScalingOn()
polygon_glyph_mapper.ScalarVisibilityOff()
polygon_glyph_actor = vtkActor()
polygon_glyph_actor.SetMapper(polygon_glyph_mapper)
polygon_glyph_actor.SetProperty(polygon_glyph_property)

polygon_text_actor = vtkTextActor()
polygon_text_actor.SetInput("Polygon")
polygon_text_actor.GetTextProperty().SetFontSize(12)
polygon_text_actor.GetTextProperty().SetColor(0.0, 0.0, 0.0)
polygon_text_actor.GetTextProperty().SetJustificationToCentered()
polygon_text_actor.GetPositionCoordinate().SetCoordinateSystemToNormalizedViewport()
polygon_text_actor.SetPosition(0.5, 0.01)

polygon_renderer = vtkRenderer()
polygon_renderer.AddActor(polygon_actor)
polygon_renderer.AddActor(polygon_label_actor)
polygon_renderer.AddActor(polygon_glyph_actor)
polygon_renderer.AddViewProp(polygon_text_actor)
polygon_renderer.SetBackground(background_rgb)
polygon_renderer.SetViewport(2 / num_cols, 2 / num_rows, 3 / num_cols, 3 / num_rows)

# ---------------------------------------------------------------------------
# Cell 7: Pixel (row 1, col 3) — 2D surface
# ---------------------------------------------------------------------------
pixel_cell = vtkPixel()
pixel_cell.GetPoints().SetPoint(0, 0, 0, 0)
pixel_cell.GetPoints().SetPoint(1, 1, 0, 0)
pixel_cell.GetPoints().SetPoint(2, 0, 1, 0)
pixel_cell.GetPoints().SetPoint(3, 1, 1, 0)
for i in range(4):
    pixel_cell.GetPointIds().SetId(i, i)
pixel_grid = vtkUnstructuredGrid()
pixel_grid.SetPoints(pixel_cell.GetPoints())
pixel_grid.InsertNextCell(pixel_cell.GetCellType(), pixel_cell.GetPointIds())

# Center
pixel_bounds = pixel_grid.GetBounds()
pixel_pts = pixel_grid.GetPoints()
pixel_new_pts = vtkPoints()
pixel_new_pts.SetNumberOfPoints(pixel_pts.GetNumberOfPoints())
for i in range(pixel_pts.GetNumberOfPoints()):
    px, py, pz = pixel_pts.GetPoint(i)
    pixel_new_pts.SetPoint(i, px - (pixel_bounds[0] + pixel_bounds[1]) / 2.0,
                           py - (pixel_bounds[2] + pixel_bounds[3]) / 2.0,
                           pz - (pixel_bounds[4] + pixel_bounds[5]) / 2.0)
pixel_grid.SetPoints(pixel_new_pts)

pixel_surface_property = vtkProperty()
pixel_surface_property.SetAmbientColor(dark_salmon_rgb)
pixel_surface_property.SetDiffuseColor(seashell_rgb)
pixel_surface_property.SetSpecularColor(1.0, 1.0, 1.0)
pixel_surface_property.SetSpecular(0.5)
pixel_surface_property.SetDiffuse(0.7)
pixel_surface_property.SetAmbient(0.5)
pixel_surface_property.SetSpecularPower(20.0)
pixel_surface_property.SetOpacity(0.9)
pixel_surface_property.EdgeVisibilityOn()
pixel_surface_property.SetLineWidth(3)

pixel_mapper = vtkDataSetMapper()
pixel_mapper.SetInputData(pixel_grid)
pixel_actor = vtkActor()
pixel_actor.SetMapper(pixel_mapper)
pixel_actor.SetProperty(pixel_surface_property)

pixel_label_text_property = vtkTextProperty()
pixel_label_text_property.BoldOn()
pixel_label_text_property.ShadowOn()
pixel_label_text_property.SetJustificationToCentered()
pixel_label_text_property.SetColor(deep_pink_rgb)
pixel_label_text_property.SetFontSize(14)
pixel_label_mapper = vtkLabeledDataMapper()
pixel_label_mapper.SetInputData(pixel_grid)
pixel_label_mapper.SetLabelTextProperty(pixel_label_text_property)
pixel_label_actor = vtkActor2D()
pixel_label_actor.SetMapper(pixel_label_mapper)

pixel_glyph_property = vtkProperty()
pixel_glyph_property.SetAmbientColor(gold_rgb)
pixel_glyph_property.SetDiffuseColor(yellow_rgb)
pixel_glyph_property.SetSpecularColor(1.0, 1.0, 1.0)
pixel_glyph_property.SetSpecular(0.5)
pixel_glyph_property.SetDiffuse(0.7)
pixel_glyph_property.SetAmbient(0.5)
pixel_glyph_property.SetSpecularPower(20.0)
pixel_glyph_property.SetOpacity(1.0)
pixel_glyph_mapper = vtkGlyph3DMapper()
pixel_glyph_mapper.SetInputData(pixel_grid)
pixel_glyph_mapper.SetSourceConnection(sphere.GetOutputPort())
pixel_glyph_mapper.ScalingOn()
pixel_glyph_mapper.ScalarVisibilityOff()
pixel_glyph_actor = vtkActor()
pixel_glyph_actor.SetMapper(pixel_glyph_mapper)
pixel_glyph_actor.SetProperty(pixel_glyph_property)

pixel_text_actor = vtkTextActor()
pixel_text_actor.SetInput("Pixel")
pixel_text_actor.GetTextProperty().SetFontSize(12)
pixel_text_actor.GetTextProperty().SetColor(0.0, 0.0, 0.0)
pixel_text_actor.GetTextProperty().SetJustificationToCentered()
pixel_text_actor.GetPositionCoordinate().SetCoordinateSystemToNormalizedViewport()
pixel_text_actor.SetPosition(0.5, 0.01)

pixel_renderer = vtkRenderer()
pixel_renderer.AddActor(pixel_actor)
pixel_renderer.AddActor(pixel_label_actor)
pixel_renderer.AddActor(pixel_glyph_actor)
pixel_renderer.AddViewProp(pixel_text_actor)
pixel_renderer.SetBackground(background_rgb)
pixel_renderer.SetViewport(3 / num_cols, 2 / num_rows, 4 / num_cols, 3 / num_rows)

# ---------------------------------------------------------------------------
# Cell 8: Quad (row 2, col 0) — 2D surface
# ---------------------------------------------------------------------------
quad_cell = vtkQuad()
quad_cell.GetPoints().SetPoint(0, 0, 0, 0)
quad_cell.GetPoints().SetPoint(1, 1, 0, 0)
quad_cell.GetPoints().SetPoint(2, 1, 1, 0)
quad_cell.GetPoints().SetPoint(3, 0, 1, 0)
for i in range(4):
    quad_cell.GetPointIds().SetId(i, i)
quad_grid = vtkUnstructuredGrid()
quad_grid.SetPoints(quad_cell.GetPoints())
quad_grid.InsertNextCell(quad_cell.GetCellType(), quad_cell.GetPointIds())

# Center
quad_bounds = quad_grid.GetBounds()
quad_pts = quad_grid.GetPoints()
quad_new_pts = vtkPoints()
quad_new_pts.SetNumberOfPoints(quad_pts.GetNumberOfPoints())
for i in range(quad_pts.GetNumberOfPoints()):
    px, py, pz = quad_pts.GetPoint(i)
    quad_new_pts.SetPoint(i, px - (quad_bounds[0] + quad_bounds[1]) / 2.0,
                          py - (quad_bounds[2] + quad_bounds[3]) / 2.0,
                          pz - (quad_bounds[4] + quad_bounds[5]) / 2.0)
quad_grid.SetPoints(quad_new_pts)

quad_surface_property = vtkProperty()
quad_surface_property.SetAmbientColor(dark_salmon_rgb)
quad_surface_property.SetDiffuseColor(seashell_rgb)
quad_surface_property.SetSpecularColor(1.0, 1.0, 1.0)
quad_surface_property.SetSpecular(0.5)
quad_surface_property.SetDiffuse(0.7)
quad_surface_property.SetAmbient(0.5)
quad_surface_property.SetSpecularPower(20.0)
quad_surface_property.SetOpacity(0.9)
quad_surface_property.EdgeVisibilityOn()
quad_surface_property.SetLineWidth(3)

quad_mapper = vtkDataSetMapper()
quad_mapper.SetInputData(quad_grid)
quad_actor = vtkActor()
quad_actor.SetMapper(quad_mapper)
quad_actor.SetProperty(quad_surface_property)

quad_label_text_property = vtkTextProperty()
quad_label_text_property.BoldOn()
quad_label_text_property.ShadowOn()
quad_label_text_property.SetJustificationToCentered()
quad_label_text_property.SetColor(deep_pink_rgb)
quad_label_text_property.SetFontSize(14)
quad_label_mapper = vtkLabeledDataMapper()
quad_label_mapper.SetInputData(quad_grid)
quad_label_mapper.SetLabelTextProperty(quad_label_text_property)
quad_label_actor = vtkActor2D()
quad_label_actor.SetMapper(quad_label_mapper)

quad_glyph_property = vtkProperty()
quad_glyph_property.SetAmbientColor(gold_rgb)
quad_glyph_property.SetDiffuseColor(yellow_rgb)
quad_glyph_property.SetSpecularColor(1.0, 1.0, 1.0)
quad_glyph_property.SetSpecular(0.5)
quad_glyph_property.SetDiffuse(0.7)
quad_glyph_property.SetAmbient(0.5)
quad_glyph_property.SetSpecularPower(20.0)
quad_glyph_property.SetOpacity(1.0)
quad_glyph_mapper = vtkGlyph3DMapper()
quad_glyph_mapper.SetInputData(quad_grid)
quad_glyph_mapper.SetSourceConnection(sphere.GetOutputPort())
quad_glyph_mapper.ScalingOn()
quad_glyph_mapper.ScalarVisibilityOff()
quad_glyph_actor = vtkActor()
quad_glyph_actor.SetMapper(quad_glyph_mapper)
quad_glyph_actor.SetProperty(quad_glyph_property)

quad_text_actor = vtkTextActor()
quad_text_actor.SetInput("Quad")
quad_text_actor.GetTextProperty().SetFontSize(12)
quad_text_actor.GetTextProperty().SetColor(0.0, 0.0, 0.0)
quad_text_actor.GetTextProperty().SetJustificationToCentered()
quad_text_actor.GetPositionCoordinate().SetCoordinateSystemToNormalizedViewport()
quad_text_actor.SetPosition(0.5, 0.01)

quad_renderer = vtkRenderer()
quad_renderer.AddActor(quad_actor)
quad_renderer.AddActor(quad_label_actor)
quad_renderer.AddActor(quad_glyph_actor)
quad_renderer.AddViewProp(quad_text_actor)
quad_renderer.SetBackground(background_rgb)
quad_renderer.SetViewport(0 / num_cols, 1 / num_rows, 1 / num_cols, 2 / num_rows)

# ---------------------------------------------------------------------------
# Cell 9: Tetra (row 2, col 1) — 3D surface
# ---------------------------------------------------------------------------
tetra_points = vtkPoints()
tetra_points.InsertNextPoint(0, 0, 0)
tetra_points.InsertNextPoint(1, 0, 0)
tetra_points.InsertNextPoint(1, 0, -1)
tetra_points.InsertNextPoint(0, 1, -1)
tetra_cell = vtkTetra()
for i in range(4):
    tetra_cell.GetPointIds().SetId(i, i)
tetra_grid = vtkUnstructuredGrid()
tetra_grid.SetPoints(tetra_points)
tetra_grid.InsertNextCell(tetra_cell.GetCellType(), tetra_cell.GetPointIds())

# 3D rotation
tetra_rot = vtkTransform()
tetra_rot.RotateX(-20)
tetra_rot.RotateY(20)
tetra_rtf = vtkTransformFilter()
tetra_rtf.SetTransform(tetra_rot)
tetra_rtf.SetInputData(tetra_grid)
tetra_rtf.Update()
tetra_grid.SetPoints(tetra_rtf.GetOutput().GetPoints())

# Center
tetra_bounds = tetra_grid.GetBounds()
tetra_pts = tetra_grid.GetPoints()
tetra_new_pts = vtkPoints()
tetra_new_pts.SetNumberOfPoints(tetra_pts.GetNumberOfPoints())
for i in range(tetra_pts.GetNumberOfPoints()):
    px, py, pz = tetra_pts.GetPoint(i)
    tetra_new_pts.SetPoint(i, px - (tetra_bounds[0] + tetra_bounds[1]) / 2.0,
                           py - (tetra_bounds[2] + tetra_bounds[3]) / 2.0,
                           pz - (tetra_bounds[4] + tetra_bounds[5]) / 2.0)
tetra_grid.SetPoints(tetra_new_pts)

tetra_surface_property = vtkProperty()
tetra_surface_property.SetAmbientColor(dark_salmon_rgb)
tetra_surface_property.SetDiffuseColor(seashell_rgb)
tetra_surface_property.SetSpecularColor(1.0, 1.0, 1.0)
tetra_surface_property.SetSpecular(0.5)
tetra_surface_property.SetDiffuse(0.7)
tetra_surface_property.SetAmbient(0.5)
tetra_surface_property.SetSpecularPower(20.0)
tetra_surface_property.SetOpacity(0.9)
tetra_surface_property.EdgeVisibilityOn()
tetra_surface_property.SetLineWidth(3)

tetra_mapper = vtkDataSetMapper()
tetra_mapper.SetInputData(tetra_grid)
tetra_actor = vtkActor()
tetra_actor.SetMapper(tetra_mapper)
tetra_actor.SetProperty(tetra_surface_property)

tetra_label_text_property = vtkTextProperty()
tetra_label_text_property.BoldOn()
tetra_label_text_property.ShadowOn()
tetra_label_text_property.SetJustificationToCentered()
tetra_label_text_property.SetColor(deep_pink_rgb)
tetra_label_text_property.SetFontSize(14)
tetra_label_mapper = vtkLabeledDataMapper()
tetra_label_mapper.SetInputData(tetra_grid)
tetra_label_mapper.SetLabelTextProperty(tetra_label_text_property)
tetra_label_actor = vtkActor2D()
tetra_label_actor.SetMapper(tetra_label_mapper)

tetra_glyph_property = vtkProperty()
tetra_glyph_property.SetAmbientColor(gold_rgb)
tetra_glyph_property.SetDiffuseColor(yellow_rgb)
tetra_glyph_property.SetSpecularColor(1.0, 1.0, 1.0)
tetra_glyph_property.SetSpecular(0.5)
tetra_glyph_property.SetDiffuse(0.7)
tetra_glyph_property.SetAmbient(0.5)
tetra_glyph_property.SetSpecularPower(20.0)
tetra_glyph_property.SetOpacity(1.0)
tetra_glyph_mapper = vtkGlyph3DMapper()
tetra_glyph_mapper.SetInputData(tetra_grid)
tetra_glyph_mapper.SetSourceConnection(sphere.GetOutputPort())
tetra_glyph_mapper.ScalingOn()
tetra_glyph_mapper.ScalarVisibilityOff()
tetra_glyph_actor = vtkActor()
tetra_glyph_actor.SetMapper(tetra_glyph_mapper)
tetra_glyph_actor.SetProperty(tetra_glyph_property)

# Plinth
tetra_nb = tetra_grid.GetBounds()
tetra_nd = (tetra_nb[1] - tetra_nb[0], tetra_nb[3] - tetra_nb[2], tetra_nb[5] - tetra_nb[4])
tetra_thick = tetra_nd[2] * 0.01
tetra_plinth_source = vtkCubeSource()
tetra_plinth_source.SetCenter((tetra_nb[1] + tetra_nb[0]) / 2.0,
                              tetra_nb[2] - tetra_thick / 2.0 - 0.05,
                              (tetra_nb[5] + tetra_nb[4]) / 2.0)
tetra_plinth_source.SetXLength(tetra_nd[0] + tetra_nd[0] * 0.5)
tetra_plinth_source.SetYLength(tetra_thick)
tetra_plinth_source.SetZLength(tetra_nd[2] + tetra_nd[2] * 0.5)
tetra_plinth_property = vtkProperty()
tetra_plinth_property.SetAmbientColor(steel_blue_rgb)
tetra_plinth_property.SetDiffuseColor(light_steel_blue_rgb)
tetra_plinth_property.SetSpecularColor(1.0, 1.0, 1.0)
tetra_plinth_property.SetSpecular(0.5)
tetra_plinth_property.SetDiffuse(0.7)
tetra_plinth_property.SetAmbient(0.5)
tetra_plinth_property.SetSpecularPower(20.0)
tetra_plinth_property.SetOpacity(0.8)
tetra_plinth_property.EdgeVisibilityOn()
tetra_plinth_property.SetLineWidth(1)
tetra_plinth_mapper = vtkPolyDataMapper()
tetra_plinth_mapper.SetInputConnection(tetra_plinth_source.GetOutputPort())
tetra_plinth_actor = vtkActor()
tetra_plinth_actor.SetMapper(tetra_plinth_mapper)
tetra_plinth_actor.SetProperty(tetra_plinth_property)

tetra_text_actor = vtkTextActor()
tetra_text_actor.SetInput("Tetra")
tetra_text_actor.GetTextProperty().SetFontSize(12)
tetra_text_actor.GetTextProperty().SetColor(0.0, 0.0, 0.0)
tetra_text_actor.GetTextProperty().SetJustificationToCentered()
tetra_text_actor.GetPositionCoordinate().SetCoordinateSystemToNormalizedViewport()
tetra_text_actor.SetPosition(0.5, 0.01)

tetra_renderer = vtkRenderer()
tetra_renderer.AddActor(tetra_actor)
tetra_renderer.AddActor(tetra_label_actor)
tetra_renderer.AddActor(tetra_glyph_actor)
tetra_renderer.AddActor(tetra_plinth_actor)
tetra_renderer.AddViewProp(tetra_text_actor)
tetra_renderer.SetBackground(background_rgb)
tetra_renderer.SetViewport(1 / num_cols, 1 / num_rows, 2 / num_cols, 2 / num_rows)

# ---------------------------------------------------------------------------
# Cell 10: Voxel (row 2, col 2) — 3D surface
# ---------------------------------------------------------------------------
voxel_points = vtkPoints()
voxel_points.InsertNextPoint(0, 0, 0)
voxel_points.InsertNextPoint(1, 0, 0)
voxel_points.InsertNextPoint(0, 1, 0)
voxel_points.InsertNextPoint(1, 1, 0)
voxel_points.InsertNextPoint(0, 0, 1)
voxel_points.InsertNextPoint(1, 0, 1)
voxel_points.InsertNextPoint(0, 1, 1)
voxel_points.InsertNextPoint(1, 1, 1)
voxel_cell = vtkVoxel()
for i in range(8):
    voxel_cell.GetPointIds().SetId(i, i)
voxel_grid = vtkUnstructuredGrid()
voxel_grid.SetPoints(voxel_points)
voxel_grid.InsertNextCell(voxel_cell.GetCellType(), voxel_cell.GetPointIds())

# 3D rotation
voxel_rot = vtkTransform()
voxel_rot.RotateX(-20)
voxel_rot.RotateY(20)
voxel_rtf = vtkTransformFilter()
voxel_rtf.SetTransform(voxel_rot)
voxel_rtf.SetInputData(voxel_grid)
voxel_rtf.Update()
voxel_grid.SetPoints(voxel_rtf.GetOutput().GetPoints())

# Center
voxel_bounds = voxel_grid.GetBounds()
voxel_pts = voxel_grid.GetPoints()
voxel_new_pts = vtkPoints()
voxel_new_pts.SetNumberOfPoints(voxel_pts.GetNumberOfPoints())
for i in range(voxel_pts.GetNumberOfPoints()):
    px, py, pz = voxel_pts.GetPoint(i)
    voxel_new_pts.SetPoint(i, px - (voxel_bounds[0] + voxel_bounds[1]) / 2.0,
                           py - (voxel_bounds[2] + voxel_bounds[3]) / 2.0,
                           pz - (voxel_bounds[4] + voxel_bounds[5]) / 2.0)
voxel_grid.SetPoints(voxel_new_pts)

voxel_surface_property = vtkProperty()
voxel_surface_property.SetAmbientColor(dark_salmon_rgb)
voxel_surface_property.SetDiffuseColor(seashell_rgb)
voxel_surface_property.SetSpecularColor(1.0, 1.0, 1.0)
voxel_surface_property.SetSpecular(0.5)
voxel_surface_property.SetDiffuse(0.7)
voxel_surface_property.SetAmbient(0.5)
voxel_surface_property.SetSpecularPower(20.0)
voxel_surface_property.SetOpacity(0.9)
voxel_surface_property.EdgeVisibilityOn()
voxel_surface_property.SetLineWidth(3)

voxel_mapper = vtkDataSetMapper()
voxel_mapper.SetInputData(voxel_grid)
voxel_actor = vtkActor()
voxel_actor.SetMapper(voxel_mapper)
voxel_actor.SetProperty(voxel_surface_property)

voxel_label_text_property = vtkTextProperty()
voxel_label_text_property.BoldOn()
voxel_label_text_property.ShadowOn()
voxel_label_text_property.SetJustificationToCentered()
voxel_label_text_property.SetColor(deep_pink_rgb)
voxel_label_text_property.SetFontSize(14)
voxel_label_mapper = vtkLabeledDataMapper()
voxel_label_mapper.SetInputData(voxel_grid)
voxel_label_mapper.SetLabelTextProperty(voxel_label_text_property)
voxel_label_actor = vtkActor2D()
voxel_label_actor.SetMapper(voxel_label_mapper)

voxel_glyph_property = vtkProperty()
voxel_glyph_property.SetAmbientColor(gold_rgb)
voxel_glyph_property.SetDiffuseColor(yellow_rgb)
voxel_glyph_property.SetSpecularColor(1.0, 1.0, 1.0)
voxel_glyph_property.SetSpecular(0.5)
voxel_glyph_property.SetDiffuse(0.7)
voxel_glyph_property.SetAmbient(0.5)
voxel_glyph_property.SetSpecularPower(20.0)
voxel_glyph_property.SetOpacity(1.0)
voxel_glyph_mapper = vtkGlyph3DMapper()
voxel_glyph_mapper.SetInputData(voxel_grid)
voxel_glyph_mapper.SetSourceConnection(sphere.GetOutputPort())
voxel_glyph_mapper.ScalingOn()
voxel_glyph_mapper.ScalarVisibilityOff()
voxel_glyph_actor = vtkActor()
voxel_glyph_actor.SetMapper(voxel_glyph_mapper)
voxel_glyph_actor.SetProperty(voxel_glyph_property)

# Plinth
voxel_nb = voxel_grid.GetBounds()
voxel_nd = (voxel_nb[1] - voxel_nb[0], voxel_nb[3] - voxel_nb[2], voxel_nb[5] - voxel_nb[4])
voxel_thick = voxel_nd[2] * 0.01
voxel_plinth_source = vtkCubeSource()
voxel_plinth_source.SetCenter((voxel_nb[1] + voxel_nb[0]) / 2.0,
                              voxel_nb[2] - voxel_thick / 2.0 - 0.05,
                              (voxel_nb[5] + voxel_nb[4]) / 2.0)
voxel_plinth_source.SetXLength(voxel_nd[0] + voxel_nd[0] * 0.5)
voxel_plinth_source.SetYLength(voxel_thick)
voxel_plinth_source.SetZLength(voxel_nd[2] + voxel_nd[2] * 0.5)
voxel_plinth_property = vtkProperty()
voxel_plinth_property.SetAmbientColor(steel_blue_rgb)
voxel_plinth_property.SetDiffuseColor(light_steel_blue_rgb)
voxel_plinth_property.SetSpecularColor(1.0, 1.0, 1.0)
voxel_plinth_property.SetSpecular(0.5)
voxel_plinth_property.SetDiffuse(0.7)
voxel_plinth_property.SetAmbient(0.5)
voxel_plinth_property.SetSpecularPower(20.0)
voxel_plinth_property.SetOpacity(0.8)
voxel_plinth_property.EdgeVisibilityOn()
voxel_plinth_property.SetLineWidth(1)
voxel_plinth_mapper = vtkPolyDataMapper()
voxel_plinth_mapper.SetInputConnection(voxel_plinth_source.GetOutputPort())
voxel_plinth_actor = vtkActor()
voxel_plinth_actor.SetMapper(voxel_plinth_mapper)
voxel_plinth_actor.SetProperty(voxel_plinth_property)

voxel_text_actor = vtkTextActor()
voxel_text_actor.SetInput("Voxel")
voxel_text_actor.GetTextProperty().SetFontSize(12)
voxel_text_actor.GetTextProperty().SetColor(0.0, 0.0, 0.0)
voxel_text_actor.GetTextProperty().SetJustificationToCentered()
voxel_text_actor.GetPositionCoordinate().SetCoordinateSystemToNormalizedViewport()
voxel_text_actor.SetPosition(0.5, 0.01)

voxel_renderer = vtkRenderer()
voxel_renderer.AddActor(voxel_actor)
voxel_renderer.AddActor(voxel_label_actor)
voxel_renderer.AddActor(voxel_glyph_actor)
voxel_renderer.AddActor(voxel_plinth_actor)
voxel_renderer.AddViewProp(voxel_text_actor)
voxel_renderer.SetBackground(background_rgb)
voxel_renderer.SetViewport(2 / num_cols, 1 / num_rows, 3 / num_cols, 2 / num_rows)

# ---------------------------------------------------------------------------
# Cell 11: Hexahedron (row 2, col 3) — 3D surface
# ---------------------------------------------------------------------------
hexahedron_points = vtkPoints()
hexahedron_points.InsertNextPoint(0, 0, 0)
hexahedron_points.InsertNextPoint(1, 0, 0)
hexahedron_points.InsertNextPoint(1, 1, 0)
hexahedron_points.InsertNextPoint(0, 1, 0)
hexahedron_points.InsertNextPoint(0, 0, 1)
hexahedron_points.InsertNextPoint(1, 0, 1)
hexahedron_points.InsertNextPoint(1, 1, 1)
hexahedron_points.InsertNextPoint(0, 1, 1)
hexahedron_cell = vtkHexahedron()
for i in range(8):
    hexahedron_cell.GetPointIds().SetId(i, i)
hexahedron_grid = vtkUnstructuredGrid()
hexahedron_grid.SetPoints(hexahedron_points)
hexahedron_grid.InsertNextCell(hexahedron_cell.GetCellType(), hexahedron_cell.GetPointIds())

# 3D rotation
hexahedron_rot = vtkTransform()
hexahedron_rot.RotateX(-20)
hexahedron_rot.RotateY(20)
hexahedron_rtf = vtkTransformFilter()
hexahedron_rtf.SetTransform(hexahedron_rot)
hexahedron_rtf.SetInputData(hexahedron_grid)
hexahedron_rtf.Update()
hexahedron_grid.SetPoints(hexahedron_rtf.GetOutput().GetPoints())

# Center
hexahedron_bounds = hexahedron_grid.GetBounds()
hexahedron_pts = hexahedron_grid.GetPoints()
hexahedron_new_pts = vtkPoints()
hexahedron_new_pts.SetNumberOfPoints(hexahedron_pts.GetNumberOfPoints())
for i in range(hexahedron_pts.GetNumberOfPoints()):
    px, py, pz = hexahedron_pts.GetPoint(i)
    hexahedron_new_pts.SetPoint(i, px - (hexahedron_bounds[0] + hexahedron_bounds[1]) / 2.0,
                                py - (hexahedron_bounds[2] + hexahedron_bounds[3]) / 2.0,
                                pz - (hexahedron_bounds[4] + hexahedron_bounds[5]) / 2.0)
hexahedron_grid.SetPoints(hexahedron_new_pts)

hexahedron_surface_property = vtkProperty()
hexahedron_surface_property.SetAmbientColor(dark_salmon_rgb)
hexahedron_surface_property.SetDiffuseColor(seashell_rgb)
hexahedron_surface_property.SetSpecularColor(1.0, 1.0, 1.0)
hexahedron_surface_property.SetSpecular(0.5)
hexahedron_surface_property.SetDiffuse(0.7)
hexahedron_surface_property.SetAmbient(0.5)
hexahedron_surface_property.SetSpecularPower(20.0)
hexahedron_surface_property.SetOpacity(0.9)
hexahedron_surface_property.EdgeVisibilityOn()
hexahedron_surface_property.SetLineWidth(3)

hexahedron_mapper = vtkDataSetMapper()
hexahedron_mapper.SetInputData(hexahedron_grid)
hexahedron_actor = vtkActor()
hexahedron_actor.SetMapper(hexahedron_mapper)
hexahedron_actor.SetProperty(hexahedron_surface_property)

hexahedron_label_text_property = vtkTextProperty()
hexahedron_label_text_property.BoldOn()
hexahedron_label_text_property.ShadowOn()
hexahedron_label_text_property.SetJustificationToCentered()
hexahedron_label_text_property.SetColor(deep_pink_rgb)
hexahedron_label_text_property.SetFontSize(14)
hexahedron_label_mapper = vtkLabeledDataMapper()
hexahedron_label_mapper.SetInputData(hexahedron_grid)
hexahedron_label_mapper.SetLabelTextProperty(hexahedron_label_text_property)
hexahedron_label_actor = vtkActor2D()
hexahedron_label_actor.SetMapper(hexahedron_label_mapper)

hexahedron_glyph_property = vtkProperty()
hexahedron_glyph_property.SetAmbientColor(gold_rgb)
hexahedron_glyph_property.SetDiffuseColor(yellow_rgb)
hexahedron_glyph_property.SetSpecularColor(1.0, 1.0, 1.0)
hexahedron_glyph_property.SetSpecular(0.5)
hexahedron_glyph_property.SetDiffuse(0.7)
hexahedron_glyph_property.SetAmbient(0.5)
hexahedron_glyph_property.SetSpecularPower(20.0)
hexahedron_glyph_property.SetOpacity(1.0)
hexahedron_glyph_mapper = vtkGlyph3DMapper()
hexahedron_glyph_mapper.SetInputData(hexahedron_grid)
hexahedron_glyph_mapper.SetSourceConnection(sphere.GetOutputPort())
hexahedron_glyph_mapper.ScalingOn()
hexahedron_glyph_mapper.ScalarVisibilityOff()
hexahedron_glyph_actor = vtkActor()
hexahedron_glyph_actor.SetMapper(hexahedron_glyph_mapper)
hexahedron_glyph_actor.SetProperty(hexahedron_glyph_property)

# Plinth
hexahedron_nb = hexahedron_grid.GetBounds()
hexahedron_nd = (hexahedron_nb[1] - hexahedron_nb[0], hexahedron_nb[3] - hexahedron_nb[2], hexahedron_nb[5] - hexahedron_nb[4])
hexahedron_thick = hexahedron_nd[2] * 0.01
hexahedron_plinth_source = vtkCubeSource()
hexahedron_plinth_source.SetCenter((hexahedron_nb[1] + hexahedron_nb[0]) / 2.0,
                                   hexahedron_nb[2] - hexahedron_thick / 2.0 - 0.05,
                                   (hexahedron_nb[5] + hexahedron_nb[4]) / 2.0)
hexahedron_plinth_source.SetXLength(hexahedron_nd[0] + hexahedron_nd[0] * 0.5)
hexahedron_plinth_source.SetYLength(hexahedron_thick)
hexahedron_plinth_source.SetZLength(hexahedron_nd[2] + hexahedron_nd[2] * 0.5)
hexahedron_plinth_property = vtkProperty()
hexahedron_plinth_property.SetAmbientColor(steel_blue_rgb)
hexahedron_plinth_property.SetDiffuseColor(light_steel_blue_rgb)
hexahedron_plinth_property.SetSpecularColor(1.0, 1.0, 1.0)
hexahedron_plinth_property.SetSpecular(0.5)
hexahedron_plinth_property.SetDiffuse(0.7)
hexahedron_plinth_property.SetAmbient(0.5)
hexahedron_plinth_property.SetSpecularPower(20.0)
hexahedron_plinth_property.SetOpacity(0.8)
hexahedron_plinth_property.EdgeVisibilityOn()
hexahedron_plinth_property.SetLineWidth(1)
hexahedron_plinth_mapper = vtkPolyDataMapper()
hexahedron_plinth_mapper.SetInputConnection(hexahedron_plinth_source.GetOutputPort())
hexahedron_plinth_actor = vtkActor()
hexahedron_plinth_actor.SetMapper(hexahedron_plinth_mapper)
hexahedron_plinth_actor.SetProperty(hexahedron_plinth_property)

hexahedron_text_actor = vtkTextActor()
hexahedron_text_actor.SetInput("Hexahedron")
hexahedron_text_actor.GetTextProperty().SetFontSize(12)
hexahedron_text_actor.GetTextProperty().SetColor(0.0, 0.0, 0.0)
hexahedron_text_actor.GetTextProperty().SetJustificationToCentered()
hexahedron_text_actor.GetPositionCoordinate().SetCoordinateSystemToNormalizedViewport()
hexahedron_text_actor.SetPosition(0.5, 0.01)

hexahedron_renderer = vtkRenderer()
hexahedron_renderer.AddActor(hexahedron_actor)
hexahedron_renderer.AddActor(hexahedron_label_actor)
hexahedron_renderer.AddActor(hexahedron_glyph_actor)
hexahedron_renderer.AddActor(hexahedron_plinth_actor)
hexahedron_renderer.AddViewProp(hexahedron_text_actor)
hexahedron_renderer.SetBackground(background_rgb)
hexahedron_renderer.SetViewport(3 / num_cols, 1 / num_rows, 4 / num_cols, 2 / num_rows)

# ---------------------------------------------------------------------------
# Cell 12: Wedge (row 3, col 0) — 3D surface
# ---------------------------------------------------------------------------
wedge_points = vtkPoints()
wedge_points.InsertNextPoint(0, 0, 0)
wedge_points.InsertNextPoint(0, 0, 1)
wedge_points.InsertNextPoint(0, 0.5, 0.5)
wedge_points.InsertNextPoint(1, 0, 0)
wedge_points.InsertNextPoint(1, 0, 1)
wedge_points.InsertNextPoint(1, 0.5, 0.5)
wedge_cell = vtkWedge()
for i in range(6):
    wedge_cell.GetPointIds().SetId(i, i)
wedge_grid = vtkUnstructuredGrid()
wedge_grid.SetPoints(wedge_points)
wedge_grid.InsertNextCell(wedge_cell.GetCellType(), wedge_cell.GetPointIds())

# 3D rotation
wedge_rot = vtkTransform()
wedge_rot.RotateX(-20)
wedge_rot.RotateY(20)
wedge_rtf = vtkTransformFilter()
wedge_rtf.SetTransform(wedge_rot)
wedge_rtf.SetInputData(wedge_grid)
wedge_rtf.Update()
wedge_grid.SetPoints(wedge_rtf.GetOutput().GetPoints())

# Center
wedge_bounds = wedge_grid.GetBounds()
wedge_pts = wedge_grid.GetPoints()
wedge_new_pts = vtkPoints()
wedge_new_pts.SetNumberOfPoints(wedge_pts.GetNumberOfPoints())
for i in range(wedge_pts.GetNumberOfPoints()):
    px, py, pz = wedge_pts.GetPoint(i)
    wedge_new_pts.SetPoint(i, px - (wedge_bounds[0] + wedge_bounds[1]) / 2.0,
                           py - (wedge_bounds[2] + wedge_bounds[3]) / 2.0,
                           pz - (wedge_bounds[4] + wedge_bounds[5]) / 2.0)
wedge_grid.SetPoints(wedge_new_pts)

wedge_surface_property = vtkProperty()
wedge_surface_property.SetAmbientColor(dark_salmon_rgb)
wedge_surface_property.SetDiffuseColor(seashell_rgb)
wedge_surface_property.SetSpecularColor(1.0, 1.0, 1.0)
wedge_surface_property.SetSpecular(0.5)
wedge_surface_property.SetDiffuse(0.7)
wedge_surface_property.SetAmbient(0.5)
wedge_surface_property.SetSpecularPower(20.0)
wedge_surface_property.SetOpacity(0.9)
wedge_surface_property.EdgeVisibilityOn()
wedge_surface_property.SetLineWidth(3)

wedge_mapper = vtkDataSetMapper()
wedge_mapper.SetInputData(wedge_grid)
wedge_actor = vtkActor()
wedge_actor.SetMapper(wedge_mapper)
wedge_actor.SetProperty(wedge_surface_property)

wedge_label_text_property = vtkTextProperty()
wedge_label_text_property.BoldOn()
wedge_label_text_property.ShadowOn()
wedge_label_text_property.SetJustificationToCentered()
wedge_label_text_property.SetColor(deep_pink_rgb)
wedge_label_text_property.SetFontSize(14)
wedge_label_mapper = vtkLabeledDataMapper()
wedge_label_mapper.SetInputData(wedge_grid)
wedge_label_mapper.SetLabelTextProperty(wedge_label_text_property)
wedge_label_actor = vtkActor2D()
wedge_label_actor.SetMapper(wedge_label_mapper)

wedge_glyph_property = vtkProperty()
wedge_glyph_property.SetAmbientColor(gold_rgb)
wedge_glyph_property.SetDiffuseColor(yellow_rgb)
wedge_glyph_property.SetSpecularColor(1.0, 1.0, 1.0)
wedge_glyph_property.SetSpecular(0.5)
wedge_glyph_property.SetDiffuse(0.7)
wedge_glyph_property.SetAmbient(0.5)
wedge_glyph_property.SetSpecularPower(20.0)
wedge_glyph_property.SetOpacity(1.0)
wedge_glyph_mapper = vtkGlyph3DMapper()
wedge_glyph_mapper.SetInputData(wedge_grid)
wedge_glyph_mapper.SetSourceConnection(sphere.GetOutputPort())
wedge_glyph_mapper.ScalingOn()
wedge_glyph_mapper.ScalarVisibilityOff()
wedge_glyph_actor = vtkActor()
wedge_glyph_actor.SetMapper(wedge_glyph_mapper)
wedge_glyph_actor.SetProperty(wedge_glyph_property)

# Plinth
wedge_nb = wedge_grid.GetBounds()
wedge_nd = (wedge_nb[1] - wedge_nb[0], wedge_nb[3] - wedge_nb[2], wedge_nb[5] - wedge_nb[4])
wedge_thick = wedge_nd[2] * 0.01
wedge_plinth_source = vtkCubeSource()
wedge_plinth_source.SetCenter((wedge_nb[1] + wedge_nb[0]) / 2.0,
                              wedge_nb[2] - wedge_thick / 2.0 - 0.05,
                              (wedge_nb[5] + wedge_nb[4]) / 2.0)
wedge_plinth_source.SetXLength(wedge_nd[0] + wedge_nd[0] * 0.5)
wedge_plinth_source.SetYLength(wedge_thick)
wedge_plinth_source.SetZLength(wedge_nd[2] + wedge_nd[2] * 0.5)
wedge_plinth_property = vtkProperty()
wedge_plinth_property.SetAmbientColor(steel_blue_rgb)
wedge_plinth_property.SetDiffuseColor(light_steel_blue_rgb)
wedge_plinth_property.SetSpecularColor(1.0, 1.0, 1.0)
wedge_plinth_property.SetSpecular(0.5)
wedge_plinth_property.SetDiffuse(0.7)
wedge_plinth_property.SetAmbient(0.5)
wedge_plinth_property.SetSpecularPower(20.0)
wedge_plinth_property.SetOpacity(0.8)
wedge_plinth_property.EdgeVisibilityOn()
wedge_plinth_property.SetLineWidth(1)
wedge_plinth_mapper = vtkPolyDataMapper()
wedge_plinth_mapper.SetInputConnection(wedge_plinth_source.GetOutputPort())
wedge_plinth_actor = vtkActor()
wedge_plinth_actor.SetMapper(wedge_plinth_mapper)
wedge_plinth_actor.SetProperty(wedge_plinth_property)

wedge_text_actor = vtkTextActor()
wedge_text_actor.SetInput("Wedge")
wedge_text_actor.GetTextProperty().SetFontSize(12)
wedge_text_actor.GetTextProperty().SetColor(0.0, 0.0, 0.0)
wedge_text_actor.GetTextProperty().SetJustificationToCentered()
wedge_text_actor.GetPositionCoordinate().SetCoordinateSystemToNormalizedViewport()
wedge_text_actor.SetPosition(0.5, 0.01)

wedge_renderer = vtkRenderer()
wedge_renderer.AddActor(wedge_actor)
wedge_renderer.AddActor(wedge_label_actor)
wedge_renderer.AddActor(wedge_glyph_actor)
wedge_renderer.AddActor(wedge_plinth_actor)
wedge_renderer.AddViewProp(wedge_text_actor)
wedge_renderer.SetBackground(background_rgb)
wedge_renderer.SetViewport(0 / num_cols, 0 / num_rows, 1 / num_cols, 1 / num_rows)

# ---------------------------------------------------------------------------
# Cell 13: Pyramid (row 3, col 1) — 3D surface
# ---------------------------------------------------------------------------
pyramid_points = vtkPoints()
pyramid_points.InsertNextPoint(0.5, 0, -0.5)
pyramid_points.InsertNextPoint(-0.5, 0, -0.5)
pyramid_points.InsertNextPoint(-0.5, 0, 0.5)
pyramid_points.InsertNextPoint(0.5, 0, 0.5)
pyramid_points.InsertNextPoint(0, 1, 0)
pyramid_cell = vtkPyramid()
for i in range(5):
    pyramid_cell.GetPointIds().SetId(i, i)
pyramid_grid = vtkUnstructuredGrid()
pyramid_grid.SetPoints(pyramid_points)
pyramid_grid.InsertNextCell(pyramid_cell.GetCellType(), pyramid_cell.GetPointIds())

# 3D rotation
pyramid_rot = vtkTransform()
pyramid_rot.RotateX(-20)
pyramid_rot.RotateY(20)
pyramid_rtf = vtkTransformFilter()
pyramid_rtf.SetTransform(pyramid_rot)
pyramid_rtf.SetInputData(pyramid_grid)
pyramid_rtf.Update()
pyramid_grid.SetPoints(pyramid_rtf.GetOutput().GetPoints())

# Center
pyramid_bounds = pyramid_grid.GetBounds()
pyramid_pts = pyramid_grid.GetPoints()
pyramid_new_pts = vtkPoints()
pyramid_new_pts.SetNumberOfPoints(pyramid_pts.GetNumberOfPoints())
for i in range(pyramid_pts.GetNumberOfPoints()):
    px, py, pz = pyramid_pts.GetPoint(i)
    pyramid_new_pts.SetPoint(i, px - (pyramid_bounds[0] + pyramid_bounds[1]) / 2.0,
                             py - (pyramid_bounds[2] + pyramid_bounds[3]) / 2.0,
                             pz - (pyramid_bounds[4] + pyramid_bounds[5]) / 2.0)
pyramid_grid.SetPoints(pyramid_new_pts)

pyramid_surface_property = vtkProperty()
pyramid_surface_property.SetAmbientColor(dark_salmon_rgb)
pyramid_surface_property.SetDiffuseColor(seashell_rgb)
pyramid_surface_property.SetSpecularColor(1.0, 1.0, 1.0)
pyramid_surface_property.SetSpecular(0.5)
pyramid_surface_property.SetDiffuse(0.7)
pyramid_surface_property.SetAmbient(0.5)
pyramid_surface_property.SetSpecularPower(20.0)
pyramid_surface_property.SetOpacity(0.9)
pyramid_surface_property.EdgeVisibilityOn()
pyramid_surface_property.SetLineWidth(3)

pyramid_mapper = vtkDataSetMapper()
pyramid_mapper.SetInputData(pyramid_grid)
pyramid_actor = vtkActor()
pyramid_actor.SetMapper(pyramid_mapper)
pyramid_actor.SetProperty(pyramid_surface_property)

pyramid_label_text_property = vtkTextProperty()
pyramid_label_text_property.BoldOn()
pyramid_label_text_property.ShadowOn()
pyramid_label_text_property.SetJustificationToCentered()
pyramid_label_text_property.SetColor(deep_pink_rgb)
pyramid_label_text_property.SetFontSize(14)
pyramid_label_mapper = vtkLabeledDataMapper()
pyramid_label_mapper.SetInputData(pyramid_grid)
pyramid_label_mapper.SetLabelTextProperty(pyramid_label_text_property)
pyramid_label_actor = vtkActor2D()
pyramid_label_actor.SetMapper(pyramid_label_mapper)

pyramid_glyph_property = vtkProperty()
pyramid_glyph_property.SetAmbientColor(gold_rgb)
pyramid_glyph_property.SetDiffuseColor(yellow_rgb)
pyramid_glyph_property.SetSpecularColor(1.0, 1.0, 1.0)
pyramid_glyph_property.SetSpecular(0.5)
pyramid_glyph_property.SetDiffuse(0.7)
pyramid_glyph_property.SetAmbient(0.5)
pyramid_glyph_property.SetSpecularPower(20.0)
pyramid_glyph_property.SetOpacity(1.0)
pyramid_glyph_mapper = vtkGlyph3DMapper()
pyramid_glyph_mapper.SetInputData(pyramid_grid)
pyramid_glyph_mapper.SetSourceConnection(sphere.GetOutputPort())
pyramid_glyph_mapper.ScalingOn()
pyramid_glyph_mapper.ScalarVisibilityOff()
pyramid_glyph_actor = vtkActor()
pyramid_glyph_actor.SetMapper(pyramid_glyph_mapper)
pyramid_glyph_actor.SetProperty(pyramid_glyph_property)

# Plinth
pyramid_nb = pyramid_grid.GetBounds()
pyramid_nd = (pyramid_nb[1] - pyramid_nb[0], pyramid_nb[3] - pyramid_nb[2], pyramid_nb[5] - pyramid_nb[4])
pyramid_thick = pyramid_nd[2] * 0.01
pyramid_plinth_source = vtkCubeSource()
pyramid_plinth_source.SetCenter((pyramid_nb[1] + pyramid_nb[0]) / 2.0,
                                pyramid_nb[2] - pyramid_thick / 2.0 - 0.05,
                                (pyramid_nb[5] + pyramid_nb[4]) / 2.0)
pyramid_plinth_source.SetXLength(pyramid_nd[0] + pyramid_nd[0] * 0.5)
pyramid_plinth_source.SetYLength(pyramid_thick)
pyramid_plinth_source.SetZLength(pyramid_nd[2] + pyramid_nd[2] * 0.5)
pyramid_plinth_property = vtkProperty()
pyramid_plinth_property.SetAmbientColor(steel_blue_rgb)
pyramid_plinth_property.SetDiffuseColor(light_steel_blue_rgb)
pyramid_plinth_property.SetSpecularColor(1.0, 1.0, 1.0)
pyramid_plinth_property.SetSpecular(0.5)
pyramid_plinth_property.SetDiffuse(0.7)
pyramid_plinth_property.SetAmbient(0.5)
pyramid_plinth_property.SetSpecularPower(20.0)
pyramid_plinth_property.SetOpacity(0.8)
pyramid_plinth_property.EdgeVisibilityOn()
pyramid_plinth_property.SetLineWidth(1)
pyramid_plinth_mapper = vtkPolyDataMapper()
pyramid_plinth_mapper.SetInputConnection(pyramid_plinth_source.GetOutputPort())
pyramid_plinth_actor = vtkActor()
pyramid_plinth_actor.SetMapper(pyramid_plinth_mapper)
pyramid_plinth_actor.SetProperty(pyramid_plinth_property)

pyramid_text_actor = vtkTextActor()
pyramid_text_actor.SetInput("Pyramid")
pyramid_text_actor.GetTextProperty().SetFontSize(12)
pyramid_text_actor.GetTextProperty().SetColor(0.0, 0.0, 0.0)
pyramid_text_actor.GetTextProperty().SetJustificationToCentered()
pyramid_text_actor.GetPositionCoordinate().SetCoordinateSystemToNormalizedViewport()
pyramid_text_actor.SetPosition(0.5, 0.01)

pyramid_renderer = vtkRenderer()
pyramid_renderer.AddActor(pyramid_actor)
pyramid_renderer.AddActor(pyramid_label_actor)
pyramid_renderer.AddActor(pyramid_glyph_actor)
pyramid_renderer.AddActor(pyramid_plinth_actor)
pyramid_renderer.AddViewProp(pyramid_text_actor)
pyramid_renderer.SetBackground(background_rgb)
pyramid_renderer.SetViewport(1 / num_cols, 0 / num_rows, 2 / num_cols, 1 / num_rows)

# ---------------------------------------------------------------------------
# Cell 14: Pentagonal Prism (row 3, col 2) — 3D surface
# ---------------------------------------------------------------------------
sf_pp = 4.0
pentagonal_prism_cell = vtkPentagonalPrism()
pentagonal_prism_cell.GetPoints().SetPoint(0, 11 / sf_pp, 10 / sf_pp, 10 / sf_pp)
pentagonal_prism_cell.GetPoints().SetPoint(1, 13 / sf_pp, 10 / sf_pp, 10 / sf_pp)
pentagonal_prism_cell.GetPoints().SetPoint(2, 14 / sf_pp, 12 / sf_pp, 10 / sf_pp)
pentagonal_prism_cell.GetPoints().SetPoint(3, 12 / sf_pp, 14 / sf_pp, 10 / sf_pp)
pentagonal_prism_cell.GetPoints().SetPoint(4, 10 / sf_pp, 12 / sf_pp, 10 / sf_pp)
pentagonal_prism_cell.GetPoints().SetPoint(5, 11 / sf_pp, 10 / sf_pp, 14 / sf_pp)
pentagonal_prism_cell.GetPoints().SetPoint(6, 13 / sf_pp, 10 / sf_pp, 14 / sf_pp)
pentagonal_prism_cell.GetPoints().SetPoint(7, 14 / sf_pp, 12 / sf_pp, 14 / sf_pp)
pentagonal_prism_cell.GetPoints().SetPoint(8, 12 / sf_pp, 14 / sf_pp, 14 / sf_pp)
pentagonal_prism_cell.GetPoints().SetPoint(9, 10 / sf_pp, 12 / sf_pp, 14 / sf_pp)
for i in range(10):
    pentagonal_prism_cell.GetPointIds().SetId(i, i)
pentagonal_prism_grid = vtkUnstructuredGrid()
pentagonal_prism_grid.SetPoints(pentagonal_prism_cell.GetPoints())
pentagonal_prism_grid.InsertNextCell(pentagonal_prism_cell.GetCellType(), pentagonal_prism_cell.GetPointIds())

# 3D rotation
pentagonal_prism_rot = vtkTransform()
pentagonal_prism_rot.RotateX(-20)
pentagonal_prism_rot.RotateY(20)
pentagonal_prism_rtf = vtkTransformFilter()
pentagonal_prism_rtf.SetTransform(pentagonal_prism_rot)
pentagonal_prism_rtf.SetInputData(pentagonal_prism_grid)
pentagonal_prism_rtf.Update()
pentagonal_prism_grid.SetPoints(pentagonal_prism_rtf.GetOutput().GetPoints())

# Center
pentagonal_prism_bounds = pentagonal_prism_grid.GetBounds()
pentagonal_prism_pts = pentagonal_prism_grid.GetPoints()
pentagonal_prism_new_pts = vtkPoints()
pentagonal_prism_new_pts.SetNumberOfPoints(pentagonal_prism_pts.GetNumberOfPoints())
for i in range(pentagonal_prism_pts.GetNumberOfPoints()):
    px, py, pz = pentagonal_prism_pts.GetPoint(i)
    pentagonal_prism_new_pts.SetPoint(i, px - (pentagonal_prism_bounds[0] + pentagonal_prism_bounds[1]) / 2.0,
                                      py - (pentagonal_prism_bounds[2] + pentagonal_prism_bounds[3]) / 2.0,
                                      pz - (pentagonal_prism_bounds[4] + pentagonal_prism_bounds[5]) / 2.0)
pentagonal_prism_grid.SetPoints(pentagonal_prism_new_pts)

pentagonal_prism_surface_property = vtkProperty()
pentagonal_prism_surface_property.SetAmbientColor(dark_salmon_rgb)
pentagonal_prism_surface_property.SetDiffuseColor(seashell_rgb)
pentagonal_prism_surface_property.SetSpecularColor(1.0, 1.0, 1.0)
pentagonal_prism_surface_property.SetSpecular(0.5)
pentagonal_prism_surface_property.SetDiffuse(0.7)
pentagonal_prism_surface_property.SetAmbient(0.5)
pentagonal_prism_surface_property.SetSpecularPower(20.0)
pentagonal_prism_surface_property.SetOpacity(0.9)
pentagonal_prism_surface_property.EdgeVisibilityOn()
pentagonal_prism_surface_property.SetLineWidth(3)

pentagonal_prism_mapper = vtkDataSetMapper()
pentagonal_prism_mapper.SetInputData(pentagonal_prism_grid)
pentagonal_prism_actor = vtkActor()
pentagonal_prism_actor.SetMapper(pentagonal_prism_mapper)
pentagonal_prism_actor.SetProperty(pentagonal_prism_surface_property)

pentagonal_prism_label_text_property = vtkTextProperty()
pentagonal_prism_label_text_property.BoldOn()
pentagonal_prism_label_text_property.ShadowOn()
pentagonal_prism_label_text_property.SetJustificationToCentered()
pentagonal_prism_label_text_property.SetColor(deep_pink_rgb)
pentagonal_prism_label_text_property.SetFontSize(14)
pentagonal_prism_label_mapper = vtkLabeledDataMapper()
pentagonal_prism_label_mapper.SetInputData(pentagonal_prism_grid)
pentagonal_prism_label_mapper.SetLabelTextProperty(pentagonal_prism_label_text_property)
pentagonal_prism_label_actor = vtkActor2D()
pentagonal_prism_label_actor.SetMapper(pentagonal_prism_label_mapper)

pentagonal_prism_glyph_property = vtkProperty()
pentagonal_prism_glyph_property.SetAmbientColor(gold_rgb)
pentagonal_prism_glyph_property.SetDiffuseColor(yellow_rgb)
pentagonal_prism_glyph_property.SetSpecularColor(1.0, 1.0, 1.0)
pentagonal_prism_glyph_property.SetSpecular(0.5)
pentagonal_prism_glyph_property.SetDiffuse(0.7)
pentagonal_prism_glyph_property.SetAmbient(0.5)
pentagonal_prism_glyph_property.SetSpecularPower(20.0)
pentagonal_prism_glyph_property.SetOpacity(1.0)
pentagonal_prism_glyph_mapper = vtkGlyph3DMapper()
pentagonal_prism_glyph_mapper.SetInputData(pentagonal_prism_grid)
pentagonal_prism_glyph_mapper.SetSourceConnection(sphere.GetOutputPort())
pentagonal_prism_glyph_mapper.ScalingOn()
pentagonal_prism_glyph_mapper.ScalarVisibilityOff()
pentagonal_prism_glyph_actor = vtkActor()
pentagonal_prism_glyph_actor.SetMapper(pentagonal_prism_glyph_mapper)
pentagonal_prism_glyph_actor.SetProperty(pentagonal_prism_glyph_property)

# Plinth
pentagonal_prism_nb = pentagonal_prism_grid.GetBounds()
pentagonal_prism_nd = (pentagonal_prism_nb[1] - pentagonal_prism_nb[0], pentagonal_prism_nb[3] - pentagonal_prism_nb[2], pentagonal_prism_nb[5] - pentagonal_prism_nb[4])
pentagonal_prism_thick = pentagonal_prism_nd[2] * 0.01
pentagonal_prism_plinth_source = vtkCubeSource()
pentagonal_prism_plinth_source.SetCenter((pentagonal_prism_nb[1] + pentagonal_prism_nb[0]) / 2.0,
                                         pentagonal_prism_nb[2] - pentagonal_prism_thick / 2.0 - 0.05,
                                         (pentagonal_prism_nb[5] + pentagonal_prism_nb[4]) / 2.0)
pentagonal_prism_plinth_source.SetXLength(pentagonal_prism_nd[0] + pentagonal_prism_nd[0] * 0.5)
pentagonal_prism_plinth_source.SetYLength(pentagonal_prism_thick)
pentagonal_prism_plinth_source.SetZLength(pentagonal_prism_nd[2] + pentagonal_prism_nd[2] * 0.5)
pentagonal_prism_plinth_property = vtkProperty()
pentagonal_prism_plinth_property.SetAmbientColor(steel_blue_rgb)
pentagonal_prism_plinth_property.SetDiffuseColor(light_steel_blue_rgb)
pentagonal_prism_plinth_property.SetSpecularColor(1.0, 1.0, 1.0)
pentagonal_prism_plinth_property.SetSpecular(0.5)
pentagonal_prism_plinth_property.SetDiffuse(0.7)
pentagonal_prism_plinth_property.SetAmbient(0.5)
pentagonal_prism_plinth_property.SetSpecularPower(20.0)
pentagonal_prism_plinth_property.SetOpacity(0.8)
pentagonal_prism_plinth_property.EdgeVisibilityOn()
pentagonal_prism_plinth_property.SetLineWidth(1)
pentagonal_prism_plinth_mapper = vtkPolyDataMapper()
pentagonal_prism_plinth_mapper.SetInputConnection(pentagonal_prism_plinth_source.GetOutputPort())
pentagonal_prism_plinth_actor = vtkActor()
pentagonal_prism_plinth_actor.SetMapper(pentagonal_prism_plinth_mapper)
pentagonal_prism_plinth_actor.SetProperty(pentagonal_prism_plinth_property)

pentagonal_prism_text_actor = vtkTextActor()
pentagonal_prism_text_actor.SetInput("Pentagonal Prism")
pentagonal_prism_text_actor.GetTextProperty().SetFontSize(12)
pentagonal_prism_text_actor.GetTextProperty().SetColor(0.0, 0.0, 0.0)
pentagonal_prism_text_actor.GetTextProperty().SetJustificationToCentered()
pentagonal_prism_text_actor.GetPositionCoordinate().SetCoordinateSystemToNormalizedViewport()
pentagonal_prism_text_actor.SetPosition(0.5, 0.01)

pentagonal_prism_renderer = vtkRenderer()
pentagonal_prism_renderer.AddActor(pentagonal_prism_actor)
pentagonal_prism_renderer.AddActor(pentagonal_prism_label_actor)
pentagonal_prism_renderer.AddActor(pentagonal_prism_glyph_actor)
pentagonal_prism_renderer.AddActor(pentagonal_prism_plinth_actor)
pentagonal_prism_renderer.AddViewProp(pentagonal_prism_text_actor)
pentagonal_prism_renderer.SetBackground(background_rgb)
pentagonal_prism_renderer.SetViewport(2 / num_cols, 0 / num_rows, 3 / num_cols, 1 / num_rows)

# ---------------------------------------------------------------------------
# Cell 15: Hexagonal Prism (row 3, col 3) — 3D surface
# ---------------------------------------------------------------------------
sf_hp = 4.0
hexagonal_prism_cell = vtkHexagonalPrism()
hexagonal_prism_cell.GetPoints().SetPoint(0, 11 / sf_hp, 10 / sf_hp, 10 / sf_hp)
hexagonal_prism_cell.GetPoints().SetPoint(1, 13 / sf_hp, 10 / sf_hp, 10 / sf_hp)
hexagonal_prism_cell.GetPoints().SetPoint(2, 14 / sf_hp, 12 / sf_hp, 10 / sf_hp)
hexagonal_prism_cell.GetPoints().SetPoint(3, 13 / sf_hp, 14 / sf_hp, 10 / sf_hp)
hexagonal_prism_cell.GetPoints().SetPoint(4, 11 / sf_hp, 14 / sf_hp, 10 / sf_hp)
hexagonal_prism_cell.GetPoints().SetPoint(5, 10 / sf_hp, 12 / sf_hp, 10 / sf_hp)
hexagonal_prism_cell.GetPoints().SetPoint(6, 11 / sf_hp, 10 / sf_hp, 14 / sf_hp)
hexagonal_prism_cell.GetPoints().SetPoint(7, 13 / sf_hp, 10 / sf_hp, 14 / sf_hp)
hexagonal_prism_cell.GetPoints().SetPoint(8, 14 / sf_hp, 12 / sf_hp, 14 / sf_hp)
hexagonal_prism_cell.GetPoints().SetPoint(9, 13 / sf_hp, 14 / sf_hp, 14 / sf_hp)
hexagonal_prism_cell.GetPoints().SetPoint(10, 11 / sf_hp, 14 / sf_hp, 14 / sf_hp)
hexagonal_prism_cell.GetPoints().SetPoint(11, 10 / sf_hp, 12 / sf_hp, 14 / sf_hp)
for i in range(12):
    hexagonal_prism_cell.GetPointIds().SetId(i, i)
hexagonal_prism_grid = vtkUnstructuredGrid()
hexagonal_prism_grid.SetPoints(hexagonal_prism_cell.GetPoints())
hexagonal_prism_grid.InsertNextCell(hexagonal_prism_cell.GetCellType(), hexagonal_prism_cell.GetPointIds())

# 3D rotation
hexagonal_prism_rot = vtkTransform()
hexagonal_prism_rot.RotateX(-20)
hexagonal_prism_rot.RotateY(20)
hexagonal_prism_rtf = vtkTransformFilter()
hexagonal_prism_rtf.SetTransform(hexagonal_prism_rot)
hexagonal_prism_rtf.SetInputData(hexagonal_prism_grid)
hexagonal_prism_rtf.Update()
hexagonal_prism_grid.SetPoints(hexagonal_prism_rtf.GetOutput().GetPoints())

# Center
hexagonal_prism_bounds = hexagonal_prism_grid.GetBounds()
hexagonal_prism_pts = hexagonal_prism_grid.GetPoints()
hexagonal_prism_new_pts = vtkPoints()
hexagonal_prism_new_pts.SetNumberOfPoints(hexagonal_prism_pts.GetNumberOfPoints())
for i in range(hexagonal_prism_pts.GetNumberOfPoints()):
    px, py, pz = hexagonal_prism_pts.GetPoint(i)
    hexagonal_prism_new_pts.SetPoint(i, px - (hexagonal_prism_bounds[0] + hexagonal_prism_bounds[1]) / 2.0,
                                     py - (hexagonal_prism_bounds[2] + hexagonal_prism_bounds[3]) / 2.0,
                                     pz - (hexagonal_prism_bounds[4] + hexagonal_prism_bounds[5]) / 2.0)
hexagonal_prism_grid.SetPoints(hexagonal_prism_new_pts)

hexagonal_prism_surface_property = vtkProperty()
hexagonal_prism_surface_property.SetAmbientColor(dark_salmon_rgb)
hexagonal_prism_surface_property.SetDiffuseColor(seashell_rgb)
hexagonal_prism_surface_property.SetSpecularColor(1.0, 1.0, 1.0)
hexagonal_prism_surface_property.SetSpecular(0.5)
hexagonal_prism_surface_property.SetDiffuse(0.7)
hexagonal_prism_surface_property.SetAmbient(0.5)
hexagonal_prism_surface_property.SetSpecularPower(20.0)
hexagonal_prism_surface_property.SetOpacity(0.9)
hexagonal_prism_surface_property.EdgeVisibilityOn()
hexagonal_prism_surface_property.SetLineWidth(3)

hexagonal_prism_mapper = vtkDataSetMapper()
hexagonal_prism_mapper.SetInputData(hexagonal_prism_grid)
hexagonal_prism_actor = vtkActor()
hexagonal_prism_actor.SetMapper(hexagonal_prism_mapper)
hexagonal_prism_actor.SetProperty(hexagonal_prism_surface_property)

hexagonal_prism_label_text_property = vtkTextProperty()
hexagonal_prism_label_text_property.BoldOn()
hexagonal_prism_label_text_property.ShadowOn()
hexagonal_prism_label_text_property.SetJustificationToCentered()
hexagonal_prism_label_text_property.SetColor(deep_pink_rgb)
hexagonal_prism_label_text_property.SetFontSize(14)
hexagonal_prism_label_mapper = vtkLabeledDataMapper()
hexagonal_prism_label_mapper.SetInputData(hexagonal_prism_grid)
hexagonal_prism_label_mapper.SetLabelTextProperty(hexagonal_prism_label_text_property)
hexagonal_prism_label_actor = vtkActor2D()
hexagonal_prism_label_actor.SetMapper(hexagonal_prism_label_mapper)

hexagonal_prism_glyph_property = vtkProperty()
hexagonal_prism_glyph_property.SetAmbientColor(gold_rgb)
hexagonal_prism_glyph_property.SetDiffuseColor(yellow_rgb)
hexagonal_prism_glyph_property.SetSpecularColor(1.0, 1.0, 1.0)
hexagonal_prism_glyph_property.SetSpecular(0.5)
hexagonal_prism_glyph_property.SetDiffuse(0.7)
hexagonal_prism_glyph_property.SetAmbient(0.5)
hexagonal_prism_glyph_property.SetSpecularPower(20.0)
hexagonal_prism_glyph_property.SetOpacity(1.0)
hexagonal_prism_glyph_mapper = vtkGlyph3DMapper()
hexagonal_prism_glyph_mapper.SetInputData(hexagonal_prism_grid)
hexagonal_prism_glyph_mapper.SetSourceConnection(sphere.GetOutputPort())
hexagonal_prism_glyph_mapper.ScalingOn()
hexagonal_prism_glyph_mapper.ScalarVisibilityOff()
hexagonal_prism_glyph_actor = vtkActor()
hexagonal_prism_glyph_actor.SetMapper(hexagonal_prism_glyph_mapper)
hexagonal_prism_glyph_actor.SetProperty(hexagonal_prism_glyph_property)

# Plinth
hexagonal_prism_nb = hexagonal_prism_grid.GetBounds()
hexagonal_prism_nd = (hexagonal_prism_nb[1] - hexagonal_prism_nb[0], hexagonal_prism_nb[3] - hexagonal_prism_nb[2], hexagonal_prism_nb[5] - hexagonal_prism_nb[4])
hexagonal_prism_thick = hexagonal_prism_nd[2] * 0.01
hexagonal_prism_plinth_source = vtkCubeSource()
hexagonal_prism_plinth_source.SetCenter((hexagonal_prism_nb[1] + hexagonal_prism_nb[0]) / 2.0,
                                        hexagonal_prism_nb[2] - hexagonal_prism_thick / 2.0 - 0.05,
                                        (hexagonal_prism_nb[5] + hexagonal_prism_nb[4]) / 2.0)
hexagonal_prism_plinth_source.SetXLength(hexagonal_prism_nd[0] + hexagonal_prism_nd[0] * 0.5)
hexagonal_prism_plinth_source.SetYLength(hexagonal_prism_thick)
hexagonal_prism_plinth_source.SetZLength(hexagonal_prism_nd[2] + hexagonal_prism_nd[2] * 0.5)
hexagonal_prism_plinth_property = vtkProperty()
hexagonal_prism_plinth_property.SetAmbientColor(steel_blue_rgb)
hexagonal_prism_plinth_property.SetDiffuseColor(light_steel_blue_rgb)
hexagonal_prism_plinth_property.SetSpecularColor(1.0, 1.0, 1.0)
hexagonal_prism_plinth_property.SetSpecular(0.5)
hexagonal_prism_plinth_property.SetDiffuse(0.7)
hexagonal_prism_plinth_property.SetAmbient(0.5)
hexagonal_prism_plinth_property.SetSpecularPower(20.0)
hexagonal_prism_plinth_property.SetOpacity(0.8)
hexagonal_prism_plinth_property.EdgeVisibilityOn()
hexagonal_prism_plinth_property.SetLineWidth(1)
hexagonal_prism_plinth_mapper = vtkPolyDataMapper()
hexagonal_prism_plinth_mapper.SetInputConnection(hexagonal_prism_plinth_source.GetOutputPort())
hexagonal_prism_plinth_actor = vtkActor()
hexagonal_prism_plinth_actor.SetMapper(hexagonal_prism_plinth_mapper)
hexagonal_prism_plinth_actor.SetProperty(hexagonal_prism_plinth_property)

hexagonal_prism_text_actor = vtkTextActor()
hexagonal_prism_text_actor.SetInput("Hexagonal Prism")
hexagonal_prism_text_actor.GetTextProperty().SetFontSize(12)
hexagonal_prism_text_actor.GetTextProperty().SetColor(0.0, 0.0, 0.0)
hexagonal_prism_text_actor.GetTextProperty().SetJustificationToCentered()
hexagonal_prism_text_actor.GetPositionCoordinate().SetCoordinateSystemToNormalizedViewport()
hexagonal_prism_text_actor.SetPosition(0.5, 0.01)

hexagonal_prism_renderer = vtkRenderer()
hexagonal_prism_renderer.AddActor(hexagonal_prism_actor)
hexagonal_prism_renderer.AddActor(hexagonal_prism_label_actor)
hexagonal_prism_renderer.AddActor(hexagonal_prism_glyph_actor)
hexagonal_prism_renderer.AddActor(hexagonal_prism_plinth_actor)
hexagonal_prism_renderer.AddViewProp(hexagonal_prism_text_actor)
hexagonal_prism_renderer.SetBackground(background_rgb)
hexagonal_prism_renderer.SetViewport(3 / num_cols, 0 / num_rows, 4 / num_cols, 1 / num_rows)

# ---------------------------------------------------------------------------
# Render window
# ---------------------------------------------------------------------------
render_window = vtkRenderWindow()
render_window.AddRenderer(vertex_renderer)
render_window.AddRenderer(poly_vertex_renderer)
render_window.AddRenderer(line_cell_renderer)
render_window.AddRenderer(poly_line_renderer)
render_window.AddRenderer(triangle_renderer)
render_window.AddRenderer(triangle_strip_renderer)
render_window.AddRenderer(polygon_renderer)
render_window.AddRenderer(pixel_renderer)
render_window.AddRenderer(quad_renderer)
render_window.AddRenderer(tetra_renderer)
render_window.AddRenderer(voxel_renderer)
render_window.AddRenderer(hexahedron_renderer)
render_window.AddRenderer(wedge_renderer)
render_window.AddRenderer(pyramid_renderer)
render_window.AddRenderer(pentagonal_prism_renderer)
render_window.AddRenderer(hexagonal_prism_renderer)
render_window.SetWindowName("linear cells demo")
render_window.SetMultiSamples(0)
render_window.SetSize(1200, 1200)

# ---------------------------------------------------------------------------
# Interactor
# ---------------------------------------------------------------------------
render_window_interactor = vtkRenderWindowInteractor()
render_window_interactor.SetRenderWindow(render_window)

# ---------------------------------------------------------------------------
# Scene: configure cameras for each viewport
# ---------------------------------------------------------------------------
vertex_renderer.ResetCamera()
vertex_renderer.GetActiveCamera().Zoom(1.4)

poly_vertex_renderer.ResetCamera()
poly_vertex_renderer.GetActiveCamera().Zoom(1.4)

line_cell_renderer.ResetCamera()
line_cell_renderer.GetActiveCamera().Zoom(1.4)

poly_line_renderer.ResetCamera()
poly_line_renderer.GetActiveCamera().Zoom(1.4)

triangle_renderer.ResetCamera()
triangle_renderer.GetActiveCamera().Zoom(1.4)

triangle_strip_renderer.ResetCamera()
triangle_strip_renderer.GetActiveCamera().Zoom(1.4)

polygon_renderer.ResetCamera()
polygon_renderer.GetActiveCamera().Zoom(1.4)

pixel_renderer.ResetCamera()
pixel_renderer.GetActiveCamera().Zoom(1.4)

quad_renderer.ResetCamera()
quad_renderer.GetActiveCamera().Zoom(1.4)

tetra_renderer.ResetCamera()
tetra_renderer.GetActiveCamera().Zoom(1.4)

voxel_renderer.ResetCamera()
voxel_renderer.GetActiveCamera().Zoom(1.4)

hexahedron_renderer.ResetCamera()
hexahedron_renderer.GetActiveCamera().Zoom(1.4)

wedge_renderer.ResetCamera()
wedge_renderer.GetActiveCamera().Zoom(1.4)

pyramid_renderer.ResetCamera()
pyramid_renderer.GetActiveCamera().Zoom(1.4)

pentagonal_prism_renderer.ResetCamera()
pentagonal_prism_renderer.GetActiveCamera().Zoom(1.4)

hexagonal_prism_renderer.ResetCamera()
hexagonal_prism_renderer.GetActiveCamera().Zoom(1.4)

render_window_interactor.Initialize()
render_window_interactor.Start()
